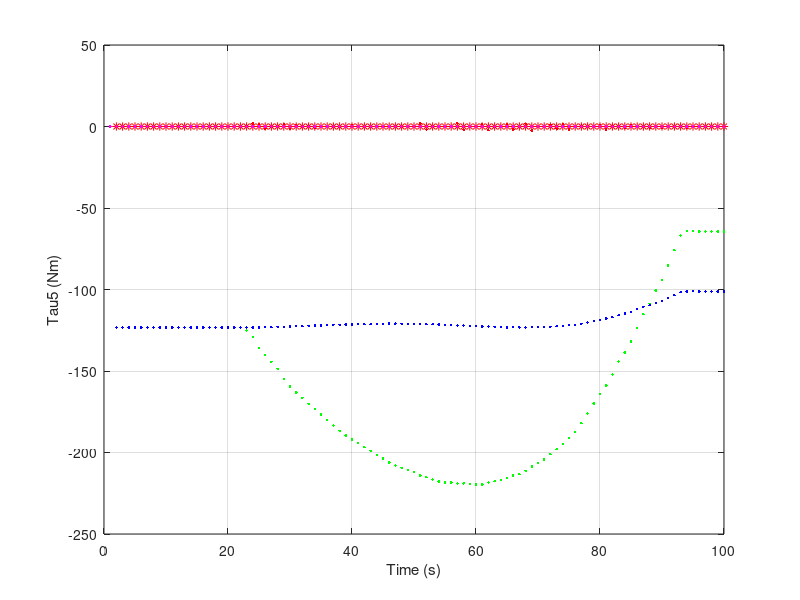

MATLAB code to generate this figure:
%% TAO TAP HOP CAC DIEM QUY DAO MO PHONG
% syms l1 l2 l3 l4 l5 lc1 lc2 lc3 lc4 lc5
% syms t1 t2 t3 t4 t5
% syms Ixx1 Iyy1 Iyy2 Iyy3 Iyy4 Iyy5 Izz5
% syms m1 m2 m3 m4 m5

Ixx1 = 4.61147
Iyy1 = 29.9920
Iyy2 = 8.03322
Iyy3 = 16.04504
Iyy4 = 0.06328
Iyy5 = 0.24861 
Izz5 = 0.14388 

m1 = 27.5 %kg
m2 = 24.0
m3 = 25.0
m4 = 3.0
m5 = 15.0

l1 = 0.690 %m
l2 = 0.440
l3 = 0.500
l4 = 0.0
l5 = 0.230

lc1 = 0.660 %m
lc2 = 0.255
lc3 = 0.143
lc4 = 0.6
lc5 = 0.143

data = csvread('data_robot_tinh_toan.csv', 0, 1); % 'file.csv' là tên tệp CSV, 0 là số dòng bắt đầu (0 nếu không có dòng tiêu đ�?), 1 là số cột (cột thứ 2)

t1_array = data(:, 2)
t2_array = data(:, 3)
t3_array = data(:, 4)
t4_array = data(:, 5)
t5_array = data(:, 6)

t1_d_array = data(:, 8)
t2_d_array = data(:, 9)
t3_d_array = data(:, 10)
t4_d_array = data(:, 11)

t1_dd_array = data(:, 12)
t2_dd_array = data(:, 13)
t3_dd_array = data(:, 14)
t4_dd_array = data(:, 15)

t1 = 0 %rad
t2 = 0
t3 = 0
t4 = - pi / 2
t5 = 0

for i = 1:1:100

     t1 = t1_array(i) * pi / 180 %rad
     t2 = t2_array(i) * pi / 180
     t3 = t3_array(i) * pi / 180
     t4 = t4_array(i) * pi / 180
     t5 = t5_array(i) * pi / 180

     t1_d = t1_d_array(i) * pi / 180;
     t2_d = t2_d_array(i) * pi / 180;
     t3_d = t3_d_array(i) * pi / 180;
     t4_d = t4_d_array(i) * pi / 180;
     t5_d = 0;

     % TAO MA TRAN GIA TOC
     t1_dd = t1_dd_array(i) * pi / 180;
     t2_dd = t2_dd_array(i) * pi / 180;
     t3_dd = t3_dd_array(i) * pi / 180;
     t4_dd = t4_dd_array(i) * pi / 180;
     t5_dd = 0;

     q_dd = [t1_dd ; t2_dd ; t3_dd ; t4_dd ; t5_dd];

     %% RUT GON KET QUA BIEU THUC G
     G1 = 0
     G2 = (49*m4*(l3*cos(t2 + t3) + l2*cos(t2)))/5 + (49*m5*(l3*cos(t2 + t3) + l2*cos(t2)))/5 + (49*m3*(lc3*cos(t2 + t3) + l2*cos(t2)))/5 + (49*lc2*m2*cos(t2))/5
     G3 = (49*l3*m4*cos(t2 + t3))/5 + (49*l3*m5*cos(t2 + t3))/5 + (49*lc3*m3*cos(t2 + t3))/5
     G4 = 0
     G5 = 0

     G = [G1; G2; G3; G4; G5;]

     %% RUT GON KET QUA BIEU THUC D
     D11 = Iyy1 + Izz5 + Iyy2*cos(t2)*cos(t2) + Iyy3*cos(t2 + t3)*cos(t2 + t3) ...
     + m4*cos(t1)*cos(t1)*(cos(t2)*l2 + cos(t2 + t3)*...
     (l3))*(l3*cos(t2 + t3) + l2*cos(t2)) + m5*cos(t1)*cos(t1)*(cos(t2)*...
     (l2) + cos(t2 + t3)*l3)*(l3*cos(t2 + t3) + l2*cos(t2)) + m3*cos...
     (t1)*cos(t1)*(cos(t2)*l2 + cos(t2 + t3)*lc2)*...
     (lc3*cos(t2 + t3) + l2*cos(t2)) + m4*sin(t1)*sin(t1)*(cos(t2)*l2 + ...
     cos(t2 + t3)*l3)*(l3*cos(t2 + t3) + l2*cos(t2)) + m5*sin(t1)...
     *sin(t1)*(cos(t2)*l2 + cos(t2 + t3)*l3)*(l3*cos(t2 + ...
     t3) + l2*cos(t2)) + m3*sin(t1)*sin(t1)*(cos(t2)*l2 + cos(t2 + ...
     t3)*lc2)*(lc3*cos(t2 + t3) + l2*cos(t2)) + lc2*m2*cos(t1)*cos(...
     (t2))*lc2*cos(t1)*cos(t2) + lc2*m2*cos(t2)*sin(t1)*lc2*cos...
     (t2)*sin(t1)

     D12 = Iyy2*sin(t1)*sin(t2)*cos(t1)*cos(t2) - Iyy2*cos(t1)*sin(t2)...
     *cos(t2)*sin(t1) - m4*cos(t1)*sin(t1)*(cos(t2)*l2 + cos(t2 + ...
     t3)*l3)*(l3*sin(t2 + t3) + l2*sin(t2)) + m4*sin(t1)*cos(t1)*(cos...
     (t2)*l2 + cos(t2 + t3)*l3)*(l3*sin(t2 + t3) + l2*sin...
     (t2)) - m5*cos(t1)*sin(t1)*(cos(t2)*l2 + cos(t2 + t3)...
     *l3)*(l3*sin(t2 + t3) + l2*sin(t2)) + m5*sin(t1)*cos(t1)*(cos(t2)...
     *l2 + cos(t2 + t3)*l3)*(l3*sin(t2 + t3) + l2*sin(t2)) - ...
     m3*cos(t1)*sin(t1)*(cos(t2)*l2 + cos(t2 + t3)*...
     (lc3))*(lc3*sin(t2 + t3) + l2*sin(t2)) + m3*sin(t1)*cos(t1)*(cos(t2)*...
     (l2) + cos(t2 + t3)*lc2)*(lc3*sin(t2 + t3) + l2*sin(t2)) - Iyy3*cos...
     (t1)*sin(t2 + t3)*cos(t2 + t3)*sin(t1) + Iyy3*sin(t1)*sin...
     (t2 + t3)*cos(t2 + t3)*cos(t1) - lc2*m2*cos(t1)*cos(t2)*...
     (lc2)*sin(t1)*sin(t2) + lc2*m2*cos(t2)*sin(t1)*lc2*cos(t1)*sin(t2)

     D13 = Iyy3*sin(t1)*sin(t2 + t3)*cos(t2 + t3)*cos(t1) - Iyy3*cos(t1)...
     *sin(t2 + t3)*cos(t2 + t3)*sin(t1) - l3*m4*cos(t1)*sin(t2 + t3)*sin...
     (t1)*(cos(t2)*l2 + cos(t2 + t3)*l3) + l3*m4*sin(...
     (t1))*sin(t2 + t3)*cos(t1)*(cos(t2)*l2 + cos(t2 + t3)*...
     (l3)) - l3*m5*cos(t1)*sin(t2 + t3)*sin(t1)*(cos(t2)*l2 + cos(...
     (t2) + t3)*l3) + l3*m5*sin(t1)*sin(t2 + t3)*cos(t1)*(cos(t2)...
     *l2 + cos(t2 + t3)*l3) - lc3*m3*cos(t1)*sin(t2 + t3)...
     *sin(t1)*(cos(t2)*l2 + cos(t2 + t3)*lc2) + lc3*m3*sin...
     (t1)*sin(t2 + t3)*cos(t1)*(cos(t2)*l2 + cos(t2 + t3)...
     *lc2)

     D14 = 0

     D15 = -Izz5

     D21 = Iyy2*cos(t2)*(cos(t1)*sin(t1)*sin(t2) - sin(t1)*cos(t1)*sin(t2)) + ...
     Iyy3*cos(t2 + t3)*(cos(t1)*sin(t2 + t3)*sin(t1) - sin(t1)*sin...
     (t2 + t3)*cos(t1)) + m4*cos(t1)*sin(t1)*(l3*cos(t2 + t3) + l2*cos(t2))*(sin...
     (t2)*l2 + sin(t2 + t3)*l3) - m4*sin(t1)*cos(t1)*...
     (l3*cos(t2 + t3) + l2*cos(t2))*(sin(t2)*l2 + sin(t2 + t3)...
     *l3) + m5*cos(t1)*sin(t1)*(l3*cos(t2 + t3) + l2*cos(t2))*(sin(t2)...
     *l2 + sin(t2 + t3)*l3) - m5*sin(t1)*cos(t1)*(l3*cos(t2 ...
     + t3) + l2*cos(t2))*(sin(t2)*l2 + sin(t2 + t3)*l3) + ...
     m3*cos(t1)*sin(t1)*(lc3*cos(t2 + t3) + l2*cos(t2))*(sin(t2)*l2 + ...
     sin(t2 + t3)*lc2) - m3*sin(t1)*cos(t1)*(lc3*cos(t2 + t3) + ...
     l2*cos(t2))*(sin(t2)*l2 + sin(t2 + t3)*lc2) + ...
     lc2*m2*cos(t1)*sin(t2)*lc2*cos(t2)*sin(t1) - lc2*m2*sin(t1)...
     *sin(t2)*lc2*cos(t1)*cos(t2)

     D22 = sin(t1)*(Iyy5*(cos(t1)*cos(t5) + sin(t1)*sin(t5))*(cos(...
     (t1))*(cos(t1)*sin(t5) - cos(t5)*sin(t1)) + sin(t1)*(cos(t1)*cos(t5) + sin(t1)...
     *sin(t5))) - Iyy5*(cos(t1)*sin(t5) - cos(t5)*sin(t1))*(cos...
     (t1)*(cos(t1)*cos(t5) + sin(t1)*sin(t5)) - sin(t1)*(cos(t1)*sin(t5) - cos...
     (t5)*sin(t1)))) + cos(t1)*(Iyy3*cos(t1)*(cos(t1)*cos(t1) + sin(t1)...
     *sin(t1)) + Iyy3*sin(t1)*sin(t2 + t3)*(cos(t1)*sin(t2 + t3)...
     *sin(t1) - sin(t1)*sin(t2 + t3)*cos(t1))) + cos(t1)*(Iyy4*cos(t1)*(cos...
     (t1)*cos(t1) + sin(t1)*sin(t1)) + Iyy4*sin(t1)*(cos(t1)*sin...
     (t1) - sin(t1)*cos(t1))) + sin(t1)*(Iyy3*sin(t1)*(cos(t1)*cos(t1) + ...
     sin(t1)*sin(t1)) - Iyy3*cos(t1)*sin(t2 + t3)*(cos(t1)...
     *sin(t2 + t3)*sin(t1) - sin(t1)*sin(t2 + t3)*cos(t1))) - sin(t1)*(Iyy4*cos(...
     (t1))*(cos(t1)*sin(t1) - sin(t1)*cos(t1)) - Iyy4*sin(t1)*(cos(...
     (t1))*cos(t1) + sin(t1)*sin(t1))) + cos(t1)*(Iyy2*cos(t1)*(cos(t1)...
     *cos(t1) + sin(t1)*sin(t1)) + Iyy2*sin(t1)*sin(t2)*(cos(t1)...
     *sin(t1)*sin(t2) - sin(t1)*cos(t1)*sin(t2))) + sin(t1)*(Iyy2*sin(t1)*(cos...
     (t1)*cos(t1) + sin(t1)*sin(t1)) - Iyy2*cos(t1)*sin(t2)*(cos...
     (t1)*sin(t1)*sin(t2) - sin(t1)*cos(t1)*sin(t2))) + cos(t1)*(Iyy5*(cos...
     (t1)*cos(t5) + sin(t1)*sin(t5))*(cos(t1)*(cos(t1)*cos...
     (t5) + sin(t1)*sin(t5)) - sin(t1)*(cos(t1)*sin(t5) - cos(t5)*sin(t1))) + Iyy5*...
     (cos(t1)*sin(t5) - cos(t5)*sin(t1))*(cos(t1)*(cos(t1)...
     *sin(t5) - cos(t5)*sin(t1)) + sin(t1)*(cos(t1)*cos(t5) + sin(t1)*sin(t5)))) + ...
     m4*(cos(t2)*l2 + cos(t2 + t3)*l3)*(l3*cos(t2 + t3) + ...
     l2*cos(t2)) + m5*(cos(t2)*l2 + cos(t2 + t3)*l3)*(l3*cos...
     (t2 + t3) + l2*cos(t2)) + m3*(cos(t2)*l2 + cos(t2 + t3)*...
     (lc3))*(lc3*cos(t2 + t3) + l2*cos(t2)) + m4*cos(t1)*cos(t1)*(sin(t2)*...
     (l2) + sin(t2 + t3)*l3)*(l3*sin(t2 + t3) + l2*sin(t2)) + m5*cos...
     (t1)*cos(t1)*(sin(t2)*l2 + sin(t2 + t3)*l3)*...
     (l3*sin(t2 + t3) + l2*sin(t2)) + m3*cos(t1)*cos(t1)*(sin(t2)*l2 + ...
     sin(t2 + t3)*lc2)*(lc3*sin(t2 + t3) + l2*sin(t2)) + lc2*m2*cos(...
     (t2))*lc2*cos(t2) + m4*sin(t1)*sin(t1)*(sin(t2)*l2 + sin(...
     (t2) + t3)*l3)*(l3*sin(t2 + t3) + l2*sin(t2)) + m5*sin(t1)*sin(t1)*...
     (sin(t2)*l2 + sin(t2 + t3)*l3)*(l3*sin(t2 + t3) + ...
     l2*sin(t2)) + m3*sin(t1)*sin(t1)*(sin(t2)*l2 + sin(t2 + ...
     (t3))*lc2)*(lc3*sin(t2 + t3) + l2*sin(t2)) + lc2*m2*cos(t1)*sin(t2)...
     *lc2*cos(t1)*sin(t2) + lc2*m2*sin(t1)*sin(t2)*lc2*sin(t1)*sin...
     (t2)

     D23 = sin(t1)*(Iyy5*(cos(t1)*cos(t5) + sin(t1)*sin(t5))*(cos(...
     (t1))*(cos(t1)*sin(t5) - cos(t5)*sin(t1)) + sin(t1)*(cos(t1)*cos(t5) + sin(t1)...
     *sin(t5))) - Iyy5*(cos(t1)*sin(t5) - cos(t5)*sin(t1))*(cos...
     (t1)*(cos(t1)*cos(t5) + sin(t1)*sin(t5)) - sin(t1)*(cos(t1)*sin(t5) - cos...
     (t5)*sin(t1)))) + cos(t1)*(Iyy3*cos(t1)*(cos(t1)*cos(t1) + sin(t1)...
     *sin(t1)) + Iyy3*sin(t1)*sin(t2 + t3)*(cos(t1)*sin(t2 + t3)...
     *sin(t1) - sin(t1)*sin(t2 + t3)*cos(t1))) + cos(t1)*(Iyy4*cos(t1)*(cos...
     (t1)*cos(t1) + sin(t1)*sin(t1)) + Iyy4*sin(t1)*(cos(t1)*sin...
     (t1) - sin(t1)*cos(t1))) + sin(t1)*(Iyy3*sin(t1)*(cos(t1)*cos(t1) + ...
     sin(t1)*sin(t1)) - Iyy3*cos(t1)*sin(t2 + t3)*(cos(t1)...
     *sin(t2 + t3)*sin(t1) - sin(t1)*sin(t2 + t3)*cos(t1))) - sin(t1)*(Iyy4*cos(...
     (t1))*(cos(t1)*sin(t1) - sin(t1)*cos(t1)) - Iyy4*sin(t1)*(cos(...
     (t1))*cos(t1) + sin(t1)*sin(t1))) + cos(t1)*(Iyy5*(cos(t1)*cos(t5) ...
     + sin(t1)*sin(t5))*(cos(t1)*(cos(t1)*cos(t5) + sin(t1)*sin(t5)) - ...
     sin(t1)*(cos(t1)*sin(t5) - cos(t5)*sin(t1))) + Iyy5*(cos(t1)*sin(...
     (t5)) - cos(t5)*sin(t1))*(cos(t1)*(cos(t1)*sin(t5) - cos(t5)*sin...
     (t1)) + sin(t1)*(cos(t1)*cos(t5) + sin(t1)*sin(t5)))) + l3*m4*cos(t2 + t3)*(cos...
     (t2)*l2 + cos(t2 + t3)*l3) + l3*m5*cos(t2 + t3)*(cos...
     (t2)*l2 + cos(t2 + t3)*l3) + lc3*m3*cos(t2 + t3)*(cos...
     (t2)*l2 + cos(t2 + t3)*lc2) + l3*m4*cos(t1)*sin...
     (t2 + t3)*cos(t1)*(sin(t2)*l2 + sin(t2 + t3)*l3) + ...
     l3*m5*cos(t1)*sin(t2 + t3)*cos(t1)*(sin(t2)*l2 + sin(t2 + ...
     t3)*l3) + lc3*m3*cos(t1)*sin(t2 + t3)*cos(t1)*(sin(t2)*...
     (l2) + sin(t2 + t3)*lc2) + l3*m4*sin(t1)*sin(t2 + t3)*sin(t1)...
     *(sin(t2)*l2 + sin(t2 + t3)*l3) + l3*m5*sin(t1)...
     *sin(t2 + t3)*sin(t1)*(sin(t2)*l2 + sin(t2 + t3)*l3) + ...
     lc3*m3*sin(t1)*sin(t2 + t3)*sin(t1)*(sin(t2)*l2 + sin(t2 + ...
     t3)*lc2)

     D24 = sin(t1)*(Iyy5*(cos(t1)*cos(t5) + sin(t1)*sin(t5))*(cos(...
     (t1))*(cos(t1)*sin(t5) - cos(t5)*sin(t1)) + sin(t1)*(cos(t1)*cos(t5) + sin(t1)...
     *sin(t5))) - Iyy5*(cos(t1)*sin(t5) - cos(t5)*sin(t1))*(cos...
     (t1)*(cos(t1)*cos(t5) + sin(t1)*sin(t5)) - sin(t1)*(cos(t1)*sin(t5) - cos...
     (t5)*sin(t1)))) + cos(t1)*(Iyy4*cos(t1)*(cos(t1)*cos(t1) + sin(t1)...
     *sin(t1)) + Iyy4*sin(t1)*(cos(t1)*sin(t1) - sin(t1)*cos(t1))) - sin...
     (t1)*(Iyy4*cos(t1)*(cos(t1)*sin(t1) - sin(t1)*cos(t1)) - Iyy4*sin...
     (t1)*(cos(t1)*cos(t1) + sin(t1)*sin(t1))) + cos(t1)*(Iyy5*(cos(...
     (t1))*cos(t5) + sin(t1)*sin(t5))*(cos(t1)*(cos(t1)*cos(t5) + ...
     sin(t1)*sin(t5)) - sin(t1)*(cos(t1)*sin(t5) - cos(t5)*sin(t1))) + Iyy5*(cos...
     (t1)*sin(t5) - cos(t5)*sin(t1))*(cos(t1)*(cos(t1)*sin...
     (t5) - cos(t5)*sin(t1)) + sin(t1)*(cos(t1)*cos(t5) + sin(t1)*sin(t5))))

     D25 = 0

     D31 = Iyy3*cos(t2 + t3)*(cos(t1)*sin(t2 + t3)*sin(t1) - sin(t1)*sin...
     (t2 + t3)*cos(t1)) + m4*cos(t1)*sin(t2 + t3)*l3*sin(t1)*...
     (l3*cos(t2 + t3) + l2*cos(t2)) - m4*sin(t1)*sin(t2 + t3)*l3...
     *cos(t1)*(l3*cos(t2 + t3) + l2*cos(t2)) + m5*cos(t1)*sin(t2 + t3)...
     *l3*sin(t1)*(l3*cos(t2 + t3) + l2*cos(t2)) - m5*sin(t1)*sin(t2 + ...
     t3)*l3*cos(t1)*(l3*cos(t2 + t3) + l2*cos(t2)) + m3*cos(t1)*sin(...
     (t2) + t3)*lc2*sin(t1)*(lc3*cos(t2 + t3) + l2*cos(t2)) - m3*sin(t1)...
     *sin(t2 + t3)*lc2*cos(t1)*(lc3*cos(t2 + t3) + l2*cos(t2))

     D32 = sin(t1)*(Iyy5*(cos(t1)*cos(t5) + sin(t1)*sin(t5))*(cos(...
     (t1))*(cos(t1)*sin(t5) - cos(t5)*sin(t1)) + sin(t1)*(cos(t1)*cos(t5) + sin(t1)...
     *sin(t5))) - Iyy5*(cos(t1)*sin(t5) - cos(t5)*sin(t1))*(cos...
     (t1)*(cos(t1)*cos(t5) + sin(t1)*sin(t5)) - sin(t1)*(cos(t1)*sin(t5) - cos...
     (t5)*sin(t1)))) + cos(t1)*(Iyy3*cos(t1)*(cos(t1)*cos(t1) + sin(t1)...
     *sin(t1)) + Iyy3*sin(t1)*sin(t2 + t3)*(cos(t1)*sin(t2 + t3)...
     *sin(t1) - sin(t1)*sin(t2 + t3)*cos(t1))) + cos(t1)*(Iyy4*cos(t1)*(cos...
     (t1)*cos(t1) + sin(t1)*sin(t1)) + Iyy4*sin(t1)*(cos(t1)*sin...
     (t1) - sin(t1)*cos(t1))) + sin(t1)*(Iyy3*sin(t1)*(cos(t1)*cos(t1) + ...
     sin(t1)*sin(t1)) - Iyy3*cos(t1)*sin(t2 + t3)*(cos(t1)...
     *sin(t2 + t3)*sin(t1) - sin(t1)*sin(t2 + t3)*cos(t1))) - sin(t1)*(Iyy4*cos(...
     (t1))*(cos(t1)*sin(t1) - sin(t1)*cos(t1)) - Iyy4*sin(t1)*(cos(...
     (t1))*cos(t1) + sin(t1)*sin(t1))) + cos(t1)*(Iyy5*(cos(t1)*cos(t5) ...
     + sin(t1)*sin(t5))*(cos(t1)*(cos(t1)*cos(t5) + sin(t1)*sin(t5)) - ...
     sin(t1)*(cos(t1)*sin(t5) - cos(t5)*sin(t1))) + Iyy5*(cos(t1)*sin(...
     (t5)) - cos(t5)*sin(t1))*(cos(t1)*(cos(t1)*sin(t5) - cos(t5)*sin...
     (t1)) + sin(t1)*(cos(t1)*cos(t5) + sin(t1)*sin(t5)))) + m4*cos(t2 + ...
     (t3))*l3*(l3*cos(t2 + t3) + l2*cos(t2)) + m5*cos(t2 + t3)*l3*...
     (l3*cos(t2 + t3) + l2*cos(t2)) + m3*cos(t2 + t3)*lc2*(lc3*cos(t2 + ...
     t3) + l2*cos(t2)) + m4*cos(t1)*sin(t2 + t3)*l3*cos(t1)*...
     (l3*sin(t2 + t3) + l2*sin(t2)) + m5*cos(t1)*sin(t2 + t3)*l3...
     *cos(t1)*(l3*sin(t2 + t3) + l2*sin(t2)) + m3*cos(t1)*sin(t2 + t3)...
     *lc2*cos(t1)*(lc3*sin(t2 + t3) + l2*sin(t2)) + m4*sin(t1)*sin(t2 + ...
     t3)*l3*sin(t1)*(l3*sin(t2 + t3) + l2*sin(t2)) + m5*sin(t1)*sin(...
     (t2) + t3)*l3*sin(t1)*(l3*sin(t2 + t3) + l2*sin(t2)) + m3*sin(t1)...
     *sin(t2 + t3)*lc2*sin(t1)*(lc3*sin(t2 + t3) + l2*sin(t2))

     D33 = sin(t1)*(Iyy5*(cos(t1)*cos(t5) + sin(t1)*sin(t5))*(cos(...
     (t1))*(cos(t1)*sin(t5) - cos(t5)*sin(t1)) + sin(t1)*(cos(t1)*cos(t5) + sin(t1)...
     *sin(t5))) - Iyy5*(cos(t1)*sin(t5) - cos(t5)*sin(t1))*(cos...
     (t1)*(cos(t1)*cos(t5) + sin(t1)*sin(t5)) - sin(t1)*(cos(t1)*sin(t5) - cos...
     (t5)*sin(t1)))) + cos(t1)*(Iyy3*cos(t1)*(cos(t1)*cos(t1) + sin(t1)...
     *sin(t1)) + Iyy3*sin(t1)*sin(t2 + t3)*(cos(t1)*sin(t2 + t3)...
     *sin(t1) - sin(t1)*sin(t2 + t3)*cos(t1))) + cos(t1)*(Iyy4*cos(t1)*(cos...
     (t1)*cos(t1) + sin(t1)*sin(t1)) + Iyy4*sin(t1)*(cos(t1)*sin...
     (t1) - sin(t1)*cos(t1))) + sin(t1)*(Iyy3*sin(t1)*(cos(t1)*cos(t1) + ...
     sin(t1)*sin(t1)) - Iyy3*cos(t1)*sin(t2 + t3)*(cos(t1)...
     *sin(t2 + t3)*sin(t1) - sin(t1)*sin(t2 + t3)*cos(t1))) - sin(t1)*(Iyy4*cos(...
     (t1))*(cos(t1)*sin(t1) - sin(t1)*cos(t1)) - Iyy4*sin(t1)*(cos(...
     (t1))*cos(t1) + sin(t1)*sin(t1))) + cos(t1)*(Iyy5*(cos(t1)*cos(t5) ...
     + sin(t1)*sin(t5))*(cos(t1)*(cos(t1)*cos(t5) + sin(t1)*sin(t5)) - ...
     sin(t1)*(cos(t1)*sin(t5) - cos(t5)*sin(t1))) + Iyy5*(cos(t1)*sin(...
     (t5)) - cos(t5)*sin(t1))*(cos(t1)*(cos(t1)*sin(t5) - cos(t5)*sin...
     (t1)) + sin(t1)*(cos(t1)*cos(t5) + sin(t1)*sin(t5)))) + l3*m4*cos(t2 + ...
     t3)*cos(t2 + t3)*l3 + l3*m5*cos(t2 + t3)*cos(t2 + t3)*...
     (l3) + lc3*m3*cos(t2 + t3)*cos(t2 + t3)*lc2 + l3*m4*cos(t1)...
     *sin(t2 + t3)*sin(t2 + t3)*l3*cos(t1) + l3*m5*cos(t1)*sin...
     (t2 + t3)*sin(t2 + t3)*l3*cos(t1) + lc3*m3*cos(t1)*sin(...
     (t2) + t3)*sin(t2 + t3)*lc2*cos(t1) + l3*m4*sin(t1)*sin(t2 + ...
     t3)*sin(t2 + t3)*l3*sin(t1) + l3*m5*sin(t1)*sin(t2 + ...
     (t3))*sin(t2 + t3)*l3*sin(t1) + lc3*m3*sin(t1)*sin(t2 + t3)...
     *sin(t2 + t3)*lc2*sin(t1)

     D34 = sin(t1)*(Iyy5*(cos(t1)*cos(t5) + sin(t1)*sin(t5))*(cos(...
     (t1))*(cos(t1)*sin(t5) - cos(t5)*sin(t1)) + sin(t1)*(cos(t1)*cos(t5) + sin(t1)...
     *sin(t5))) - Iyy5*(cos(t1)*sin(t5) - cos(t5)*sin(t1))*(cos...
     (t1)*(cos(t1)*cos(t5) + sin(t1)*sin(t5)) - sin(t1)*(cos(t1)*sin(t5) - cos...
     (t5)*sin(t1)))) + cos(t1)*(Iyy4*cos(t1)*(cos(t1)*cos(t1) + sin(t1)...
     *sin(t1)) + Iyy4*sin(t1)*(cos(t1)*sin(t1) - sin(t1)*cos(t1))) - sin...
     (t1)*(Iyy4*cos(t1)*(cos(t1)*sin(t1) - sin(t1)*cos(t1)) - Iyy4*sin...
     (t1)*(cos(t1)*cos(t1) + sin(t1)*sin(t1))) + cos(t1)*(Iyy5*(cos(...
     (t1))*cos(t5) + sin(t1)*sin(t5))*(cos(t1)*(cos(t1)*cos(t5) + ...
     sin(t1)*sin(t5)) - sin(t1)*(cos(t1)*sin(t5) - cos(t5)*sin(t1))) + Iyy5*(cos...
     (t1)*sin(t5) - cos(t5)*sin(t1))*(cos(t1)*(cos(t1)*sin...
     (t5) - cos(t5)*sin(t1)) + sin(t1)*(cos(t1)*cos(t5) + sin(t1)*sin(t5))))

     D35 = 0

     D41 = 0

     D42 = sin(t1)*(Iyy5*(cos(t1)*cos(t5) + sin(t1)*sin(t5))*(cos(...
     (t1))*(cos(t1)*sin(t5) - cos(t5)*sin(t1)) + sin(t1)*(cos(t1)*cos(t5) + sin(t1)...
     *sin(t5))) - Iyy5*(cos(t1)*sin(t5) - cos(t5)*sin(t1))*(cos...
     (t1)*(cos(t1)*cos(t5) + sin(t1)*sin(t5)) - sin(t1)*(cos(t1)*sin(t5) - cos...
     (t5)*sin(t1)))) + cos(t1)*(Iyy4*cos(t1)*(cos(t1)*cos(t1) + sin(t1)...
     *sin(t1)) + Iyy4*sin(t1)*(cos(t1)*sin(t1) - sin(t1)*cos(t1))) - sin...
     (t1)*(Iyy4*cos(t1)*(cos(t1)*sin(t1) - sin(t1)*cos(t1)) - Iyy4*sin...
     (t1)*(cos(t1)*cos(t1) + sin(t1)*sin(t1))) + cos(t1)*(Iyy5*(cos(...
     (t1))*cos(t5) + sin(t1)*sin(t5))*(cos(t1)*(cos(t1)*cos(t5) + ...
     sin(t1)*sin(t5)) - sin(t1)*(cos(t1)*sin(t5) - cos(t5)*sin(t1))) + Iyy5*(cos...
     (t1)*sin(t5) - cos(t5)*sin(t1))*(cos(t1)*(cos(t1)*sin...
     (t5) - cos(t5)*sin(t1)) + sin(t1)*(cos(t1)*cos(t5) + sin(t1)*sin(t5))))

     D43 = sin(t1)*(Iyy5*(cos(t1)*cos(t5) + sin(t1)*sin(t5))*(cos(...
     (t1))*(cos(t1)*sin(t5) - cos(t5)*sin(t1)) + sin(t1)*(cos(t1)*cos(t5) + sin(t1)...
     *sin(t5))) - Iyy5*(cos(t1)*sin(t5) - cos(t5)*sin(t1))*(cos...
     (t1)*(cos(t1)*cos(t5) + sin(t1)*sin(t5)) - sin(t1)*(cos(t1)*sin(t5) - cos...
     (t5)*sin(t1)))) + cos(t1)*(Iyy4*cos(t1)*(cos(t1)*cos(t1) + sin(t1)...
     *sin(t1)) + Iyy4*sin(t1)*(cos(t1)*sin(t1) - sin(t1)*cos(t1))) - sin...
     (t1)*(Iyy4*cos(t1)*(cos(t1)*sin(t1) - sin(t1)*cos(t1)) - Iyy4*sin...
     (t1)*(cos(t1)*cos(t1) + sin(t1)*sin(t1))) + cos(t1)*(Iyy5*(cos(...
     (t1))*cos(t5) + sin(t1)*sin(t5))*(cos(t1)*(cos(t1)*cos(t5) + ...
     sin(t1)*sin(t5)) - sin(t1)*(cos(t1)*sin(t5) - cos(t5)*sin(t1))) + Iyy5*(cos...
     (t1)*sin(t5) - cos(t5)*sin(t1))*(cos(t1)*(cos(t1)*sin...
     (t5) - cos(t5)*sin(t1)) + sin(t1)*(cos(t1)*cos(t5) + sin(t1)*sin(t5))))

     D44 = sin(t1)*(Iyy5*(cos(t1)*cos(t5) + sin(t1)*sin(t5))*(cos(...
     (t1))*(cos(t1)*sin(t5) - cos(t5)*sin(t1)) + sin(t1)*(cos(t1)*cos(t5) + sin(t1)...
     *sin(t5))) - Iyy5*(cos(t1)*sin(t5) - cos(t5)*sin(t1))*(cos...
     (t1)*(cos(t1)*cos(t5) + sin(t1)*sin(t5)) - sin(t1)*(cos(t1)*sin(t5) - cos...
     (t5)*sin(t1)))) + cos(t1)*(Iyy4*cos(t1)*(cos(t1)*cos(t1) + sin(t1)...
     *sin(t1)) + Iyy4*sin(t1)*(cos(t1)*sin(t1) - sin(t1)*cos(t1))) - sin...
     (t1)*(Iyy4*cos(t1)*(cos(t1)*sin(t1) - sin(t1)*cos(t1)) - Iyy4*sin...
     (t1)*(cos(t1)*cos(t1) + sin(t1)*sin(t1))) + cos(t1)*(Iyy5*(cos(...
     (t1))*cos(t5) + sin(t1)*sin(t5))*(cos(t1)*(cos(t1)*cos(t5) + ...
     sin(t1)*sin(t5)) - sin(t1)*(cos(t1)*sin(t5) - cos(t5)*sin(t1))) + Iyy5*(cos...
     (t1)*sin(t5) - cos(t5)*sin(t1))*(cos(t1)*(cos(t1)*sin...
     (t5) - cos(t5)*sin(t1)) + sin(t1)*(cos(t1)*cos(t5) + sin(t1)*sin(t5))))

     D45 = 0

     D51 = -Izz5

     D52 = 0

     D53 = 0

     D54 = 0

     D55 = Izz5

     %% RUT GON KET QUA BIEU THUC V
     V1 = t3_d^2*(Iyy3*cos(t1)*sin(t2 + t3)*sin(t2 + t3)*sin(t1) - Iyy3*sin...
     (t1)*sin(t2 + t3)*sin(t2 + t3)*cos(t1) - Iyy3*cos(t1)*cos...
     (t2 + t3)*cos(t2 + t3)*sin(t1) + Iyy3*sin(t1)*cos(t2 + ...
     (t3))*cos(t2 + t3)*cos(t1) - l3*m4*cos(t1)*cos(t2 + t3)*sin(t1)*(cos(t2)...
     *l2 + cos(t2 + t3)*l3) + l3*m4*sin(t1)*cos(t2 + t3)*cos...
     (t1)*(cos(t2)*l2 + cos(t2 + t3)*l3) - l3*m5*cos(...
     (t1))*cos(t2 + t3)*sin(t1)*(cos(t2)*l2 + cos(t2 + t3)*...
     (l3)) + l3*m5*sin(t1)*cos(t2 + t3)*cos(t1)*(cos(t2)*l2 + cos(...
     (t2) + t3)*l3) - lc3*m3*cos(t1)*cos(t2 + t3)*sin(t1)*(cos(t2)...
     *l2 + cos(t2 + t3)*lc2) + lc3*m3*sin(t1)*cos(t2 + t3)...
     *cos(t1)*(cos(t2)*l2 + cos(t2 + t3)*lc2) + l3*m4*cos...
     (t1)*sin(t2 + t3)*sin(t2 + t3)*l3*sin(t1) - l3*m4*sin(...
     (t1))*sin(t2 + t3)*sin(t2 + t3)*l3*cos(t1) + l3*m5*cos(t1)...
     *sin(t2 + t3)*sin(t2 + t3)*l3*sin(t1) - l3*m5*sin(t1)*sin...
     (t2 + t3)*sin(t2 + t3)*l3*cos(t1) + lc3*m3*cos(t1)*sin(...
     (t2) + t3)*sin(t2 + t3)*lc2*sin(t1) - lc3*m3*sin(t1)*sin(t2 + ...
     t3)*sin(t2 + t3)*lc2*cos(t1)) + t2_d^2*(Iyy3*cos(t1)*sin(t2 + ...
     t3)*sin(t2 + t3)*sin(t1) - Iyy3*sin(t1)*sin(t2 + t3)*sin(t2 + ...
     t3)*cos(t1) + m4*cos(t1)*sin(t1)*(sin(t2)*l2 + sin(t2 + ...
     (t3))*l3)*(l3*sin(t2 + t3) + l2*sin(t2)) - m4*sin(t1)*cos(t1)*(sin(...
     (t2))*l2 + sin(t2 + t3)*l3)*(l3*sin(t2 + t3) + l2*sin(t2)) + ...
     m5*cos(t1)*sin(t1)*(sin(t2)*l2 + sin(t2 + t3)*l3)...
     *(l3*sin(t2 + t3) + l2*sin(t2)) - m5*sin(t1)*cos(t1)*(sin(t2)*l2 + ...
     sin(t2 + t3)*l3)*(l3*sin(t2 + t3) + l2*sin(t2)) + m3*cos(t1)...
     *sin(t1)*(sin(t2)*l2 + sin(t2 + t3)*lc2)*(lc3*sin(t2 + ...
     t3) + l2*sin(t2)) - m3*sin(t1)*cos(t1)*(sin(t2)*l2 + sin(t2 + ...
     t3)*lc2)*(lc3*sin(t2 + t3) + l2*sin(t2)) - m4*cos(t1)*sin(t1)*(cos...
     (t2)*l2 + cos(t2 + t3)*l3)*(l3*cos(t2 + t3) + l2*cos...
     (t2)) + m4*sin(t1)*cos(t1)*(cos(t2)*l2 + cos(t2 + t3)...
     *l3)*(l3*cos(t2 + t3) + l2*cos(t2)) - m5*cos(t1)*sin(t1)*(cos(t2)...
     *l2 + cos(t2 + t3)*l3)*(l3*cos(t2 + t3) + l2*cos(t2)) + ...
     m5*sin(t1)*cos(t1)*(cos(t2)*l2 + cos(t2 + t3)*l3)...
     *(l3*cos(t2 + t3) + l2*cos(t2)) - m3*cos(t1)*sin(t1)*(cos(t2)*l2 + ...
     cos(t2 + t3)*lc2)*(lc3*cos(t2 + t3) + l2*cos(t2)) + m3*sin(...
     (t1))*cos(t1)*(cos(t2)*l2 + cos(t2 + t3)*lc2)*(lc3*cos...
     (t2 + t3) + l2*cos(t2)) - Iyy2*cos(t1)*cos(t2)*cos(t2)*sin(t1) + Iyy2*cos...
     (t2)*sin(t1)*cos(t1)*cos(t2) - Iyy3*cos(t1)*cos(t2 + ...
     (t3))*cos(t2 + t3)*sin(t1) + Iyy3*sin(t1)*cos(t2 + t3)*cos(t2 + t3)...
     *cos(t1) + Iyy2*cos(t1)*sin(t2)*sin(t1)*sin(t2) - Iyy2*sin(t1)*sin...
     (t2)*cos(t1)*sin(t2) - lc2*m2*cos(t1)*cos(t2)*lc2*cos(t2)*sin...
     (t1) + lc2*m2*cos(t2)*sin(t1)*lc2*cos(t1)*cos(t2) + lc2*m2*cos(...
     (t1))*sin(t2)*lc2*sin(t1)*sin(t2) - lc2*m2*sin(t1)*sin(t2)...
     *lc2*cos(t1)*sin(t2)) + t2_d*t3_d*(Iyy3*cos(t1)*sin(t2 + t3)...
     *sin(t2 + t3)*sin(t1) - Iyy3*sin(t1)*sin(t2 + t3)*sin(t2 + t3)*cos...
     (t1) - Iyy3*cos(t1)*cos(t2 + t3)*cos(t2 + t3)*sin(t1) + Iyy3*sin...
     (t1)*cos(t2 + t3)*cos(t2 + t3)*cos(t1) - l3*m4*cos(t1)*cos(t2 ...
     + t3)*sin(t1)*(cos(t2)*l2 + cos(t2 + t3)*l3) + ...
     l3*m4*sin(t1)*cos(t2 + t3)*cos(t1)*(cos(t2)*l2 + cos(t2 + ...
     t3)*l3) - l3*m5*cos(t1)*cos(t2 + t3)*sin(t1)*(cos(t2)*...
     (l2) + cos(t2 + t3)*l3) + l3*m5*sin(t1)*cos(t2 + t3)*cos(t1)*...
     (cos(t2)*l2 + cos(t2 + t3)*l3) - lc3*m3*cos(t1)...
     *cos(t2 + t3)*sin(t1)*(cos(t2)*l2 + cos(t2 + t3)*lc2) + ...
     lc3*m3*sin(t1)*cos(t2 + t3)*cos(t1)*(cos(t2)*l2 + cos(t2 + ...
     t3)*lc2) + m4*cos(t1)*sin(t2 + t3)*l3*sin(t1)*...
     (l3*sin(t2 + t3) + l2*sin(t2)) - m4*sin(t1)*sin(t2 + t3)*l3...
     *cos(t1)*(l3*sin(t2 + t3) + l2*sin(t2)) + m5*cos(t1)*sin(t2 + t3)...
     *l3*sin(t1)*(l3*sin(t2 + t3) + l2*sin(t2)) - m5*sin(t1)*sin(t2 + ...
     t3)*l3*cos(t1)*(l3*sin(t2 + t3) + l2*sin(t2)) + m3*cos(t1)*sin(...
     (t2) + t3)*lc2*sin(t1)*(lc3*sin(t2 + t3) + l2*sin(t2)) - m3*sin(t1)...
     *sin(t2 + t3)*lc2*cos(t1)*(lc3*sin(t2 + t3) + l2*sin(t2))) - ...
     t1_d*t2_d*(Iyy2*cos(t2)*sin(t2) + Iyy2*sin(t2)*cos(t2) + Iyy3*cos(...
     (t2) + t3)*sin(t2 + t3) + Iyy3*sin(t2 + t3)*cos(t2 + t3) + m4*sin...
     (t1)*sin(t1)*(cos(t2)*l2 + cos(t2 + t3)*l3)*...
     (l3*sin(t2 + t3) + l2*sin(t2)) + m4*sin(t1)*sin(t1)*(l3*cos(t2 + t3) + l2*cos...
     (t2))*(sin(t2)*l2 + sin(t2 + t3)*l3) + m5*sin(t1)...
     *sin(t1)*(cos(t2)*l2 + cos(t2 + t3)*l3)*(l3*sin(t2 + ...
     t3) + l2*sin(t2)) + m5*sin(t1)*sin(t1)*(l3*cos(t2 + t3) + l2*cos(t2))*(sin(...
     (t2))*l2 + sin(t2 + t3)*l3) + m3*sin(t1)*sin(t1)*(cos...
     (t2)*l2 + cos(t2 + t3)*lc2)*(lc3*sin(t2 + t3) + l2*sin...
     (t2)) + m3*sin(t1)*sin(t1)*(lc3*cos(t2 + t3) + l2*cos(t2))*(sin(t2)*...
     (l2) + sin(t2 + t3)*lc2) + m4*cos(t1)*cos(t1)*(cos(t2)...
     *l2 + cos(t2 + t3)*l3)*(l3*sin(t2 + t3) + l2*sin(t2)) + ...
     m4*cos(t1)*cos(t1)*(l3*cos(t2 + t3) + l2*cos(t2))*(sin(t2)*l2 + sin...
     (t2 + t3)*l3) + m5*cos(t1)*cos(t1)*(cos(t2)*l2 + ...
     cos(t2 + t3)*l3)*(l3*sin(t2 + t3) + l2*sin(t2)) + m5*cos(t1)...
     *cos(t1)*(l3*cos(t2 + t3) + l2*cos(t2))*(sin(t2)*l2 + sin(t2 + ...
     (t3))*l3) + m3*cos(t1)*cos(t1)*(cos(t2)*l2 + cos(t2 + ...
     t3)*lc2)*(lc3*sin(t2 + t3) + l2*sin(t2)) + m3*cos(t1)*cos(t1)*...
     (lc3*cos(t2 + t3) + l2*cos(t2))*(sin(t2)*l2 + sin(t2 + t3)...
     *lc2) + lc2*m2*cos(t1)*cos(t2)*lc2*cos(t1)*sin(t2) + ...
     lc2*m2*cos(t1)*sin(t2)*lc2*cos(t1)*cos(t2) + lc2*m2*cos(t2)...
     *sin(t1)*lc2*sin(t1)*sin(t2) + lc2*m2*sin(t1)*sin(t2)*...
     (lc2)*cos(t2)*sin(t1)) - t1_d*t3_d*(Iyy3*cos(t2 + t3)*sin(t2 + t3) + ...
     Iyy3*sin(t2 + t3)*cos(t2 + t3) + l3*m4*cos(t1)*sin(t2 + t3)*cos(t1)...
     *(cos(t2)*l2 + cos(t2 + t3)*l3) + l3*m5*cos(t1)...
     *sin(t2 + t3)*cos(t1)*(cos(t2)*l2 + cos(t2 + t3)*l3) + ...
     lc3*m3*cos(t1)*sin(t2 + t3)*cos(t1)*(cos(t2)*l2 + cos(t2 + ...
     t3)*lc2) + l3*m4*sin(t1)*sin(t2 + t3)*sin(t1)*(cos(t2)*...
     (l2) + cos(t2 + t3)*l3) + l3*m5*sin(t1)*sin(t2 + t3)*sin(t1)*...
     (cos(t2)*l2 + cos(t2 + t3)*l3) + lc3*m3*sin(t1)...
     *sin(t2 + t3)*sin(t1)*(cos(t2)*l2 + cos(t2 + t3)*lc2) + ...
     m4*cos(t1)*sin(t2 + t3)*l3*cos(t1)*(l3*cos(t2 + t3) + l2*cos...
     (t2)) + m5*cos(t1)*sin(t2 + t3)*l3*cos(t1)*(l3*cos(t2 + t3) + ...
     l2*cos(t2)) + m3*cos(t1)*sin(t2 + t3)*lc2*cos(t1)*(lc3*cos(t2 ...
     + t3) + l2*cos(t2)) + m4*sin(t1)*sin(t2 + t3)*l3*sin(t1)*...
     (l3*cos(t2 + t3) + l2*cos(t2)) + m5*sin(t1)*sin(t2 + t3)*l3...
     *sin(t1)*(l3*cos(t2 + t3) + l2*cos(t2)) + m3*sin(t1)*sin(t2 + t3)...
     *lc2*sin(t1)*(lc3*cos(t2 + t3) + l2*cos(t2))) + t2_d*t3_d*(Iyy3*cos(t1)...
     *sin(t2 + t3)*sin(t2 + t3)*sin(t1) - Iyy3*sin(t1)*sin(t2 + ...
     t3)*sin(t2 + t3)*cos(t1) - Iyy3*cos(t1)*cos(t2 + t3)*cos(t2 + ...
     t3)*sin(t1) + Iyy3*sin(t1)*cos(t2 + t3)*cos(t2 + t3)*cos(t1) - ...
     l3*m4*cos(t1)*cos(t2 + t3)*sin(t1)*(cos(t2)*l2 + cos(t2 + ...
     t3)*l3) + l3*m4*sin(t1)*cos(t2 + t3)*cos(t1)*(cos(t2)*...
     (l2) + cos(t2 + t3)*l3) - l3*m5*cos(t1)*cos(t2 + t3)*sin(t1)*...
     (cos(t2)*l2 + cos(t2 + t3)*l3) + l3*m5*sin(t1)...
     *cos(t2 + t3)*cos(t1)*(cos(t2)*l2 + cos(t2 + t3)*l3) - ...
     lc3*m3*cos(t1)*cos(t2 + t3)*sin(t1)*(cos(t2)*l2 + cos(t2 + ...
     t3)*lc2) + lc3*m3*sin(t1)*cos(t2 + t3)*cos(t1)*(cos(t2)*...
     (l2) + cos(t2 + t3)*lc2) + l3*m4*cos(t1)*sin(t2 + t3)*sin(t1)...
     *(sin(t2)*l2 + sin(t2 + t3)*l3) - l3*m4*sin(t1)...
     *sin(t2 + t3)*cos(t1)*(sin(t2)*l2 + sin(t2 + t3)*l3) + ...
     l3*m5*cos(t1)*sin(t2 + t3)*sin(t1)*(sin(t2)*l2 + sin(t2 + ...
     t3)*l3) - l3*m5*sin(t1)*sin(t2 + t3)*cos(t1)*(sin(t2)*...
     (l2) + sin(t2 + t3)*l3) + lc3*m3*cos(t1)*sin(t2 + t3)*sin(t1)...
     *(sin(t2)*l2 + sin(t2 + t3)*lc2) - lc3*m3*sin(t1)...
     *sin(t2 + t3)*cos(t1)*(sin(t2)*l2 + sin(t2 + t3)*lc2))

     V2 = t3_d^2*((cos(t1)*(Iyy3*sin(t1)*sin(t2 + t3)*(cos(t1)*cos(t2 + ...
     t3)*sin(t1) - sin(t1)*cos(t2 + t3)*cos(t1)) + Iyy3*sin(t1)*cos(t2 + ...
     t3)*(cos(t1)*sin(t2 + t3)*sin(t1) - sin(t1)*sin(t2 + t3)*cos(t1))))...
     /2 - (sin(t1)*(Iyy3*cos(t1)*sin(t2 + t3)*(cos(t1)*cos(t2 + ...
     t3)*sin(t1) - sin(t1)*cos(t2 + t3)*cos(t1)) + Iyy3*cos(t1)*cos(t2 + ...
     t3)*(cos(t1)*sin(t2 + t3)*sin(t1) - sin(t1)*sin(t2 + t3)*cos(t1))))...
     /2 - l3*m4*sin(t2 + t3)*(cos(t2)*l2 + cos(t2 + t3)*l3) ...
     - l3*m5*sin(t2 + t3)*(cos(t2)*l2 + cos(t2 + t3)*l3) - ...
     lc3*m3*sin(t2 + t3)*(cos(t2)*l2 + cos(t2 + t3)*lc2) + ...
     (l3*m4*cos(t2 + t3)*sin(t2 + t3)*l3)/2 - (l3*m4*sin(t2 + ...
     (t3))*cos(t2 + t3)*l3)/2 + (l3*m5*cos(t2 + t3)*sin(t2 + t3)*...
     (l3))/2 - (l3*m5*sin(t2 + t3)*cos(t2 + t3)*l3)/2 + (lc3*m3*cos(...
     (t2) + t3)*sin(t2 + t3)*lc2)/2 - (lc3*m3*sin(t2 + t3)*cos(t2 ...
     + t3)*lc2)/2 + l3*m4*cos(t1)*cos(t2 + t3)*cos(t1)*(sin(t2)*l2 ...
     + sin(t2 + t3)*l3) + l3*m5*cos(t1)*cos(t2 + t3)*cos(t1)*(sin...
     (t2)*l2 + sin(t2 + t3)*l3) + lc3*m3*cos(t1)*cos...
     (t2 + t3)*cos(t1)*(sin(t2)*l2 + sin(t2 + t3)*lc2) + ...
     l3*m4*sin(t1)*cos(t2 + t3)*sin(t1)*(sin(t2)*l2 + sin(t2 + ...
     t3)*l3) + l3*m5*sin(t1)*cos(t2 + t3)*sin(t1)*(sin(t2)*...
     (l2) + sin(t2 + t3)*l3) + lc3*m3*sin(t1)*cos(t2 + t3)*sin(t1)...
     *(sin(t2)*l2 + sin(t2 + t3)*lc2) + (l3*m4*cos(t1)...
     *cos(t2 + t3)*sin(t2 + t3)*l3*cos(t1))/2 - (l3*m4*cos(t1)*sin...
     (t2 + t3)*cos(t2 + t3)*l3*cos(t1))/2 + (l3*m5*cos(t1)*cos...
     (t2 + t3)*sin(t2 + t3)*l3*cos(t1))/2 - (l3*m5*cos(t1)*sin...
     (t2 + t3)*cos(t2 + t3)*l3*cos(t1))/2 + (lc3*m3*cos(t1)*cos...
     (t2 + t3)*sin(t2 + t3)*lc2*cos(t1))/2 - (lc3*m3*cos(t1)*sin...
     (t2 + t3)*cos(t2 + t3)*lc2*cos(t1))/2 + (l3*m4*sin(t1)*cos...
     (t2 + t3)*sin(t2 + t3)*l3*sin(t1))/2 - (l3*m4*sin(t1)*sin...
     (t2 + t3)*cos(t2 + t3)*l3*sin(t1))/2 + (l3*m5*sin(t1)*cos...
     (t2 + t3)*sin(t2 + t3)*l3*sin(t1))/2 - (l3*m5*sin(t1)*sin...
     (t2 + t3)*cos(t2 + t3)*l3*sin(t1))/2 + (lc3*m3*sin(t1)*cos...
     (t2 + t3)*sin(t2 + t3)*lc2*sin(t1))/2 - (lc3*m3*sin(t1)*sin...
     (t2 + t3)*cos(t2 + t3)*lc2*sin(t1))/2) + t1_d^2*((Iyy2*cos(...
     (t2))*sin(t2))/2 + (Iyy2*sin(t2)*cos(t2))/2 + (Iyy3*cos(t2 + t3)...
     *sin(t2 + t3))/2 + (Iyy3*sin(t2 + t3)*cos(t2 + t3))/2 + (m4*sin(t1)...
     *sin(t1)*(cos(t2)*l2 + cos(t2 + t3)*l3)*(l3*sin(t2 + ...
     t3) + l2*sin(t2)))/2 + (m4*sin(t1)*sin(t1)*(l3*cos(t2 + t3) + l2*cos(t2))*(sin...
     (t2)*l2 + sin(t2 + t3)*l3))/2 + (m5*sin(t1)*sin...
     (t1)*(cos(t2)*l2 + cos(t2 + t3)*l3)*(l3*sin(t2 + t3) + ...
     l2*sin(t2)))/2 + (m5*sin(t1)*sin(t1)*(l3*cos(t2 + t3) + l2*cos(t2))*(sin(...
     (t2))*l2 + sin(t2 + t3)*l3))/2 + (m3*sin(t1)*sin(t1)*...
     (cos(t2)*l2 + cos(t2 + t3)*lc2)*(lc3*sin(t2 + t3) + ...
     l2*sin(t2)))/2 + (m3*sin(t1)*sin(t1)*(lc3*cos(t2 + t3) + l2*cos(t2))*(sin(...
     (t2))*l2 + sin(t2 + t3)*lc2))/2 + (m4*cos(t1)*cos(t1)*...
     (cos(t2)*l2 + cos(t2 + t3)*l3)*(l3*sin(t2 + t3) + ...
     l2*sin(t2)))/2 + (m4*cos(t1)*cos(t1)*(l3*cos(t2 + t3) + l2*cos(t2))*(sin(...
     (t2))*l2 + sin(t2 + t3)*l3))/2 + (m5*cos(t1)*cos(t1)*...
     (cos(t2)*l2 + cos(t2 + t3)*l3)*(l3*sin(t2 + t3) + ...
     l2*sin(t2)))/2 + (m5*cos(t1)*cos(t1)*(l3*cos(t2 + t3) + l2*cos(t2))*(sin(...
     (t2))*l2 + sin(t2 + t3)*l3))/2 + (m3*cos(t1)*cos(t1)*...
     (cos(t2)*l2 + cos(t2 + t3)*lc2)*(lc3*sin(t2 + t3) + ...
     l2*sin(t2)))/2 + (m3*cos(t1)*cos(t1)*(lc3*cos(t2 + t3) + l2*cos(t2))*(sin(...
     (t2))*l2 + sin(t2 + t3)*lc2))/2 + (lc2*m2*cos(t1)*cos...
     (t2)*lc2*cos(t1)*sin(t2))/2 + (lc2*m2*cos(t1)*sin(t2)*...
     (lc2)*cos(t1)*cos(t2))/2 + (lc2*m2*cos(t2)*sin(t1)*lc2*sin(t1)*sin...
     (t2))/2 + (lc2*m2*sin(t1)*sin(t2)*lc2*cos(t2)*sin(t1))/2) + t2_d^2*...
     ((cos(t1)*(Iyy3*sin(t1)*sin(t2 + t3)*(cos(t1)*cos(t2 + t3)...
     *sin(t1) - sin(t1)*cos(t2 + t3)*cos(t1)) + Iyy3*sin(t1)*cos(t2 + ...
     t3)*(cos(t1)*sin(t2 + t3)*sin(t1) - sin(t1)*sin(t2 + t3)*cos(t1))))...
     /2 - (sin(t1)*(Iyy2*cos(t1)*sin(t2)*(cos(t1)*cos(t2)*sin(t1) - sin...
     (t1)*cos(t1)*cos(t2)) + Iyy2*cos(t1)*cos(t2)*(cos(t1)*sin(t1)...
     *sin(t2) - sin(t1)*cos(t1)*sin(t2))))/2 + (cos(t1)*(Iyy2*sin(t1)*sin(...
     (t2))*(cos(t1)*cos(t2)*sin(t1) - sin(t1)*cos(t1)*cos(t2)) + Iyy2*cos(...
     (t2))*sin(t1)*(cos(t1)*sin(t1)*sin(t2) - sin(t1)*cos(t1)*sin(t2))))...
     /2 - (sin(t1)*(Iyy3*cos(t1)*sin(t2 + t3)*(cos(t1)*cos(t2 + ...
     t3)*sin(t1) - sin(t1)*cos(t2 + t3)*cos(t1)) + Iyy3*cos(t1)*cos(t2 + ...
     t3)*(cos(t1)*sin(t2 + t3)*sin(t1) - sin(t1)*sin(t2 + t3)*cos(t1))))...
     /2 - (m4*(cos(t2)*l2 + cos(t2 + t3)*l3)*(l3*sin(t2 + ...
     t3) + l2*sin(t2)))/2 - (m4*(l3*cos(t2 + t3) + l2*cos(t2))*(sin(t2)*l2 + ...
     sin(t2 + t3)*l3))/2 - (m5*(cos(t2)*l2 + cos(t2 + ...
     t3)*l3)*(l3*sin(t2 + t3) + l2*sin(t2)))/2 - (m5*(l3*cos(t2 + t3) + l2*cos...
     (t2))*(sin(t2)*l2 + sin(t2 + t3)*l3))/2 - (m3*(cos(...
     (t2))*l2 + cos(t2 + t3)*lc2)*(lc3*sin(t2 + t3) + l2*sin(t2)))...
     /2 - (m3*(lc3*cos(t2 + t3) + l2*cos(t2))*(sin(t2)*l2 + sin(t2 + ...
     t3)*lc2))/2 + (m4*sin(t1)*sin(t1)*(cos(t2)*l2 + cos...
     (t2 + t3)*l3)*(l3*sin(t2 + t3) + l2*sin(t2)))/2 + (m4*sin(t1)...
     *sin(t1)*(l3*cos(t2 + t3) + l2*cos(t2))*(sin(t2)*l2 + sin(t2 + ...
     (t3))*l3))/2 + (m5*sin(t1)*sin(t1)*(cos(t2)*l2 + cos(t2 ...
     + t3)*l3)*(l3*sin(t2 + t3) + l2*sin(t2)))/2 + (m5*sin(t1)*sin(t1)*...
     (l3*cos(t2 + t3) + l2*cos(t2))*(sin(t2)*l2 + sin(t2 + t3)...
     *l3))/2 + (m3*sin(t1)*sin(t1)*(cos(t2)*l2 + cos(t2 + ...
     t3)*lc2)*(lc3*sin(t2 + t3) + l2*sin(t2)))/2 + (m3*sin(t1)*sin(t1)*...
     (lc3*cos(t2 + t3) + l2*cos(t2))*(sin(t2)*l2 + sin(t2 + t3)...
     *lc2))/2 - (lc2*m2*cos(t2)*lc2*sin(t2))/2 - (lc2*m2*sin(t2)...
     *lc2*cos(t2))/2 + (m4*cos(t1)*cos(t1)*(cos(t2)*l2 + cos(...
     (t2) + t3)*l3)*(l3*sin(t2 + t3) + l2*sin(t2)))/2 + (m4*cos(t1)*cos...
     (t1)*(l3*cos(t2 + t3) + l2*cos(t2))*(sin(t2)*l2 + sin(t2 + ...
     (t3))*l3))/2 + (m5*cos(t1)*cos(t1)*(cos(t2)*l2 + cos(t2 ...
     + t3)*l3)*(l3*sin(t2 + t3) + l2*sin(t2)))/2 + (m5*cos(t1)*cos(t1)*...
     (l3*cos(t2 + t3) + l2*cos(t2))*(sin(t2)*l2 + sin(t2 + t3)...
     *l3))/2 + (m3*cos(t1)*cos(t1)*(cos(t2)*l2 + cos(t2 + ...
     t3)*lc2)*(lc3*sin(t2 + t3) + l2*sin(t2)))/2 + (m3*cos(t1)*cos(t1)*...
     (lc3*cos(t2 + t3) + l2*cos(t2))*(sin(t2)*l2 + sin(t2 + t3)...
     *lc2))/2 + (lc2*m2*cos(t1)*cos(t2)*lc2*cos(t1)*sin(t2))/2 + ...
     (lc2*m2*cos(t1)*sin(t2)*lc2*cos(t1)*cos(t2))/2 + (lc2*m2*cos(...
     (t2))*sin(t1)*lc2*sin(t1)*sin(t2))/2 + (lc2*m2*sin(t1)*sin(...
     (t2))*lc2*cos(t2)*sin(t1))/2) - t1_d*t2_d*((Iyy3*sin(t2 + t3)*(cos...
     (t1)*sin(t2 + t3)*sin(t1) - sin(t1)*sin(t2 + t3)*cos(t1)))/2 + (Iyy2*sin...
     (t2)*(cos(t1)*sin(t1)*sin(t2) - sin(t1)*cos(t1)*sin(t2)))/2 - ...
     (Iyy3*cos(t2 + t3)*(cos(t1)*cos(t2 + t3)*sin(t1) - sin(t1)...
     *cos(t2 + t3)*cos(t1)))/2 - (Iyy2*cos(t2)*(cos(t1)*cos(t2)*sin(t1) - sin...
     (t1)*cos(t1)*cos(t2)))/2 + (m4*cos(t1)*sin(t1)*(sin(t2)*l2 + ...
     sin(t2 + t3)*l3)*(l3*sin(t2 + t3) + l2*sin(t2)))/2 - (m4*sin(...
     (t1))*cos(t1)*(sin(t2)*l2 + sin(t2 + t3)*l3)*(l3*sin(t2 ...
     + t3) + l2*sin(t2)))/2 + (m5*cos(t1)*sin(t1)*(sin(t2)*l2 + sin(...
     (t2) + t3)*l3)*(l3*sin(t2 + t3) + l2*sin(t2)))/2 - (m5*sin(t1)*cos...
     (t1)*(sin(t2)*l2 + sin(t2 + t3)*l3)*(l3*sin(t2 + t3) + ...
     l2*sin(t2)))/2 + (m3*cos(t1)*sin(t1)*(sin(t2)*l2 + sin(t2 + ...
     t3)*lc2)*(lc3*sin(t2 + t3) + l2*sin(t2)))/2 - (m3*sin(t1)*cos(t1)*...
     (sin(t2)*l2 + sin(t2 + t3)*lc2)*(lc3*sin(t2 + t3) + ...
     l2*sin(t2)))/2 - (m4*cos(t1)*sin(t1)*(cos(t2)*l2 + cos(t2 + ...
     t3)*l3)*(l3*cos(t2 + t3) + l2*cos(t2)))/2 + (m4*sin(t1)*cos(t1)*...
     (cos(t2)*l2 + cos(t2 + t3)*l3)*(l3*cos(t2 + t3) + ...
     l2*cos(t2)))/2 - (m5*cos(t1)*sin(t1)*(cos(t2)*l2 + cos(t2 + ...
     t3)*l3)*(l3*cos(t2 + t3) + l2*cos(t2)))/2 + (m5*sin(t1)*cos(t1)*...
     (cos(t2)*l2 + cos(t2 + t3)*l3)*(l3*cos(t2 + t3) + ...
     l2*cos(t2)))/2 - (m3*cos(t1)*sin(t1)*(cos(t2)*l2 + cos(t2 + ...
     t3)*lc2)*(lc3*cos(t2 + t3) + l2*cos(t2)))/2 + (m3*sin(t1)*cos(t1)*...
     (cos(t2)*l2 + cos(t2 + t3)*lc2)*(lc3*cos(t2 + t3) + ...
     l2*cos(t2)))/2 - (lc2*m2*cos(t1)*cos(t2)*lc2*cos(t2)*sin(t1))/2 + ...
     (lc2*m2*cos(t2)*sin(t1)*lc2*cos(t1)*cos(t2))/2 + (lc2*m2*cos(...
     (t1))*sin(t2)*lc2*sin(t1)*sin(t2))/2 - (lc2*m2*sin(t1)*sin(...
     (t2))*lc2*cos(t1)*sin(t2))/2) - t1_d*t3_d*((Iyy3*sin(t2 + t3)*(cos...
     (t1)*sin(t2 + t3)*sin(t1) - sin(t1)*sin(t2 + t3)*cos(t1)))/2 - (Iyy3*cos...
     (t2 + t3)*(cos(t1)*cos(t2 + t3)*sin(t1) - sin(t1)*cos(t2 + ...
     t3)*cos(t1)))/2 + l3*m4*cos(t1)*sin(t2 + t3)*sin(t1)*(sin(t2)*l2 + ...
     sin(t2 + t3)*l3) - l3*m4*sin(t1)*sin(t2 + t3)*cos(t1)*(sin...
     (t2)*l2 + sin(t2 + t3)*l3) + l3*m5*cos(t1)*sin(t2 ...
     + t3)*sin(t1)*(sin(t2)*l2 + sin(t2 + t3)*l3) - ...
     l3*m5*sin(t1)*sin(t2 + t3)*cos(t1)*(sin(t2)*l2 + sin(t2 + ...
     t3)*l3) + lc3*m3*cos(t1)*sin(t2 + t3)*sin(t1)*(sin(t2)*...
     (l2) + sin(t2 + t3)*lc2) - lc3*m3*sin(t1)*sin(t2 + t3)*cos...
     (t1)*(sin(t2)*l2 + sin(t2 + t3)*lc2) - (m4*cos(...
     (t1))*cos(t2 + t3)*l3*sin(t1)*(l3*cos(t2 + t3) + l2*cos(t2)))/2 + ...
     (m4*sin(t1)*cos(t2 + t3)*l3*cos(t1)*(l3*cos(t2 + t3) + l2*cos...
     (t2)))/2 - (m5*cos(t1)*cos(t2 + t3)*l3*sin(t1)*(l3*cos(t2 + ...
     t3) + l2*cos(t2)))/2 + (m5*sin(t1)*cos(t2 + t3)*l3*cos(t1)*...
     (l3*cos(t2 + t3) + l2*cos(t2)))/2 - (m3*cos(t1)*cos(t2 + t3)*...
     (lc3)*sin(t1)*(lc3*cos(t2 + t3) + l2*cos(t2)))/2 + (m3*sin(t1)*cos(t2 + ...
     t3)*lc2*cos(t1)*(lc3*cos(t2 + t3) + l2*cos(t2)))/2 - (m4*cos(t1)...
     *sin(t2 + t3)*l3*sin(t1)*(l3*sin(t2 + t3) + l2*sin(t2)))/2 + ...
     (m4*sin(t1)*sin(t2 + t3)*l3*cos(t1)*(l3*sin(t2 + t3) + l2*sin...
     (t2)))/2 - (m5*cos(t1)*sin(t2 + t3)*l3*sin(t1)*(l3*sin(t2 + ...
     t3) + l2*sin(t2)))/2 + (m5*sin(t1)*sin(t2 + t3)*l3*cos(t1)*...
     (l3*sin(t2 + t3) + l2*sin(t2)))/2 - (m3*cos(t1)*sin(t2 + t3)*...
     (lc3)*sin(t1)*(lc3*sin(t2 + t3) + l2*sin(t2)))/2 + (m3*sin(t1)*sin(t2 + ...
     t3)*lc2*cos(t1)*(lc3*sin(t2 + t3) + l2*sin(t2)))/2) + t2_d*t3_d*((cos(t1)...
     *(Iyy3*sin(t1)*sin(t2 + t3)*(cos(t1)*cos(t2 + t3)*sin(t1) - ...
     sin(t1)*cos(t2 + t3)*cos(t1)) + Iyy3*sin(t1)*cos(t2 + t3)*...
     (cos(t1)*sin(t2 + t3)*sin(t1) - sin(t1)*sin(t2 + t3)*cos(t1))))/2 - (sin...
     (t1)*(Iyy3*cos(t1)*sin(t2 + t3)*(cos(t1)*cos(t2 + t3)*sin(t1) ...
     - sin(t1)*cos(t2 + t3)*cos(t1)) + Iyy3*cos(t1)*cos(t2 + t3)*...
     (cos(t1)*sin(t2 + t3)*sin(t1) - sin(t1)*sin(t2 + t3)*cos(t1))))/2 - ...
     (l3*m4*sin(t2 + t3)*(cos(t2)*l2 + cos(t2 + t3)*l3))/2 - ...
     (l3*m5*sin(t2 + t3)*(cos(t2)*l2 + cos(t2 + t3)*l3))/2 - ...
     (lc3*m3*sin(t2 + t3)*(cos(t2)*l2 + cos(t2 + t3)*lc2))/2 ...
     - (l3*m4*cos(t2 + t3)*(sin(t2)*l2 + sin(t2 + t3)*l3))/2 ...
     - (l3*m5*cos(t2 + t3)*(sin(t2)*l2 + sin(t2 + t3)*l3))/2 ...
     - (lc3*m3*cos(t2 + t3)*(sin(t2)*l2 + sin(t2 + t3)*lc2))...
     /2 + (l3*m4*cos(t1)*sin(t2 + t3)*cos(t1)*(cos(t2)*l2 + cos(t2 ...
     + t3)*l3))/2 + (l3*m5*cos(t1)*sin(t2 + t3)*cos(t1)*(cos(t2)...
     *l2 + cos(t2 + t3)*l3))/2 + (lc3*m3*cos(t1)*sin(t2 + ...
     t3)*cos(t1)*(cos(t2)*l2 + cos(t2 + t3)*lc2))/2 + ...
     (l3*m4*cos(t1)*cos(t2 + t3)*cos(t1)*(sin(t2)*l2 + sin(t2 + ...
     t3)*l3))/2 + (l3*m5*cos(t1)*cos(t2 + t3)*cos(t1)*(sin(t2)...
     *l2 + sin(t2 + t3)*l3))/2 + (lc3*m3*cos(t1)*cos(t2 + ...
     t3)*cos(t1)*(sin(t2)*l2 + sin(t2 + t3)*lc2))/2 + ...
     (l3*m4*sin(t1)*sin(t2 + t3)*sin(t1)*(cos(t2)*l2 + cos(t2 + ...
     t3)*l3))/2 + (l3*m5*sin(t1)*sin(t2 + t3)*sin(t1)*(cos(t2)...
     *l2 + cos(t2 + t3)*l3))/2 + (lc3*m3*sin(t1)*sin(t2 + ...
     t3)*sin(t1)*(cos(t2)*l2 + cos(t2 + t3)*lc2))/2 + ...
     (l3*m4*sin(t1)*cos(t2 + t3)*sin(t1)*(sin(t2)*l2 + sin(t2 + ...
     t3)*l3))/2 + (l3*m5*sin(t1)*cos(t2 + t3)*sin(t1)*(sin(t2)...
     *l2 + sin(t2 + t3)*l3))/2 + (lc3*m3*sin(t1)*cos(t2 + ...
     t3)*sin(t1)*(sin(t2)*l2 + sin(t2 + t3)*lc2))/2) - ...
     t1_d*t2_d*((Iyy3*cos(t1)*sin(t2 + t3)*sin(t2 + t3)*sin(t1))/2 - ...
     (Iyy3*sin(t1)*sin(t2 + t3)*sin(t2 + t3)*cos(t1))/2 + (m4*cos(...
     (t1))*sin(t1)*(sin(t2)*l2 + sin(t2 + t3)*l3)*(l3*sin(t2 ...
     + t3) + l2*sin(t2)))/2 - (m4*sin(t1)*cos(t1)*(sin(t2)*l2 + sin(...
     (t2) + t3)*l3)*(l3*sin(t2 + t3) + l2*sin(t2)))/2 + (m5*cos(t1)*sin...
     (t1)*(sin(t2)*l2 + sin(t2 + t3)*l3)*(l3*sin(t2 + t3) + ...
     l2*sin(t2)))/2 - (m5*sin(t1)*cos(t1)*(sin(t2)*l2 + sin(t2 + ...
     t3)*l3)*(l3*sin(t2 + t3) + l2*sin(t2)))/2 + (m3*cos(t1)*sin(t1)*...
     (sin(t2)*l2 + sin(t2 + t3)*lc2)*(lc3*sin(t2 + t3) + ...
     l2*sin(t2)))/2 - (m3*sin(t1)*cos(t1)*(sin(t2)*l2 + sin(t2 + ...
     t3)*lc2)*(lc3*sin(t2 + t3) + l2*sin(t2)))/2 - (m4*cos(t1)*sin(t1)*...
     (cos(t2)*l2 + cos(t2 + t3)*l3)*(l3*cos(t2 + t3) + ...
     l2*cos(t2)))/2 + (m4*sin(t1)*cos(t1)*(cos(t2)*l2 + cos(t2 + ...
     t3)*l3)*(l3*cos(t2 + t3) + l2*cos(t2)))/2 - (m5*cos(t1)*sin(t1)*...
     (cos(t2)*l2 + cos(t2 + t3)*l3)*(l3*cos(t2 + t3) + ...
     l2*cos(t2)))/2 + (m5*sin(t1)*cos(t1)*(cos(t2)*l2 + cos(t2 + ...
     t3)*l3)*(l3*cos(t2 + t3) + l2*cos(t2)))/2 - (m3*cos(t1)*sin(t1)*...
     (cos(t2)*l2 + cos(t2 + t3)*lc2)*(lc3*cos(t2 + t3) + ...
     l2*cos(t2)))/2 + (m3*sin(t1)*cos(t1)*(cos(t2)*l2 + cos(t2 + ...
     t3)*lc2)*(lc3*cos(t2 + t3) + l2*cos(t2)))/2 - (Iyy2*cos(t1)*cos...
     (t2)*cos(t2)*sin(t1))/2 + (Iyy2*cos(t2)*sin(t1)*cos(t1)*cos(t2))/2 ...
     - (Iyy3*cos(t1)*cos(t2 + t3)*cos(t2 + t3)*sin(t1))/2 + (Iyy3*sin...
     (t1)*cos(t2 + t3)*cos(t2 + t3)*cos(t1))/2 + (Iyy2*cos(t1)*sin...
     (t2)*sin(t1)*sin(t2))/2 - (Iyy2*sin(t1)*sin(t2)*cos(t1)*sin(t2))/2 ...
     - (lc2*m2*cos(t1)*cos(t2)*lc2*cos(t2)*sin(t1))/2 + (lc2*m2*cos(...
     (t2))*sin(t1)*lc2*cos(t1)*cos(t2))/2 + (lc2*m2*cos(t1)*sin(...
     (t2))*lc2*sin(t1)*sin(t2))/2 - (lc2*m2*sin(t1)*sin(t2)*lc2...
     *cos(t1)*sin(t2))/2) + t2_d*t3_d*((cos(t1)*(Iyy3*sin(t1)*sin(t2 + ...
     (t3))*(cos(t1)*cos(t2 + t3)*sin(t1) - sin(t1)*cos(t2 + t3)*cos(t1)) + ...
     Iyy3*sin(t1)*cos(t2 + t3)*(cos(t1)*sin(t2 + t3)*sin(t1) - sin...
     (t1)*sin(t2 + t3)*cos(t1))))/2 - (sin(t1)*(Iyy3*cos(t1)*sin(t2 + ...
     t3)*(cos(t1)*cos(t2 + t3)*sin(t1) - sin(t1)*cos(t2 + t3)*cos(t1)) + ...
     Iyy3*cos(t1)*cos(t2 + t3)*(cos(t1)*sin(t2 + t3)*sin(t1) - sin...
     (t1)*sin(t2 + t3)*cos(t1))))/2 - l3*m4*sin(t2 + t3)*(cos(t2)*l2 + ...
     cos(t2 + t3)*l3) - l3*m5*sin(t2 + t3)*(cos(t2)*l2 + cos...
     (t2 + t3)*l3) - lc3*m3*sin(t2 + t3)*(cos(t2)*l2 + cos...
     (t2 + t3)*lc2) - (m4*sin(t2 + t3)*l3*(l3*cos(t2 + ...
     t3) + l2*cos(t2)))/2 - (m5*sin(t2 + t3)*l3*(l3*cos(t2 + t3) + ...
     l2*cos(t2)))/2 - (m3*sin(t2 + t3)*lc2*(lc3*cos(t2 + t3) + l2*cos...
     (t2)))/2 + (m4*cos(t2 + t3)*l3*(l3*sin(t2 + t3) + l2*sin(t2)))/2 + ...
     (m5*cos(t2 + t3)*l3*(l3*sin(t2 + t3) + l2*sin(t2)))/2 + (m3*cos...
     (t2 + t3)*lc2*(lc3*sin(t2 + t3) + l2*sin(t2)))/2 + l3*m4*cos(...
     (t1))*cos(t2 + t3)*cos(t1)*(sin(t2)*l2 + sin(t2 + t3)*...
     (l3)) + l3*m5*cos(t1)*cos(t2 + t3)*cos(t1)*(sin(t2)*l2 + sin(...
     (t2) + t3)*l3) + lc3*m3*cos(t1)*cos(t2 + t3)*cos(t1)*(sin(t2)...
     *l2 + sin(t2 + t3)*lc2) + l3*m4*sin(t1)*cos(t2 + t3)...
     *sin(t1)*(sin(t2)*l2 + sin(t2 + t3)*l3) + l3*m5*sin...
     (t1)*cos(t2 + t3)*sin(t1)*(sin(t2)*l2 + sin(t2 + t3)...
     *l3) + lc3*m3*sin(t1)*cos(t2 + t3)*sin(t1)*(sin(t2)*l2 + sin...
     (t2 + t3)*lc2) - (m4*cos(t1)*sin(t2 + t3)*...
     (l3)*cos(t1)*(l3*cos(t2 + t3) + l2*cos(t2)))/2 - (m5*cos(t1)*sin(t2 + ...
     t3)*l3*cos(t1)*(l3*cos(t2 + t3) + l2*cos(t2)))/2 - (m3*cos(t1)*sin...
     (t2 + t3)*lc2*cos(t1)*(lc3*cos(t2 + t3) + l2*cos(t2)))/2 + (m4*cos...
     (t1)*cos(t2 + t3)*l3*cos(t1)*(l3*sin(t2 + t3) + l2*sin(t2)))...
     /2 + (m5*cos(t1)*cos(t2 + t3)*l3*cos(t1)*(l3*sin(t2 + t3) + ...
     l2*sin(t2)))/2 + (m3*cos(t1)*cos(t2 + t3)*lc2*cos(t1)*...
     (lc3*sin(t2 + t3) + l2*sin(t2)))/2 - (m4*sin(t1)*sin(t2 + t3)*...
     (l3)*sin(t1)*(l3*cos(t2 + t3) + l2*cos(t2)))/2 - (m5*sin(t1)*sin(t2 + ...
     t3)*l3*sin(t1)*(l3*cos(t2 + t3) + l2*cos(t2)))/2 - (m3*sin(t1)*sin...
     (t2 + t3)*lc2*sin(t1)*(lc3*cos(t2 + t3) + l2*cos(t2)))/2 + (m4*sin...
     (t1)*cos(t2 + t3)*l3*sin(t1)*(l3*sin(t2 + t3) + l2*sin(t2)))...
     /2 + (m5*sin(t1)*cos(t2 + t3)*l3*sin(t1)*(l3*sin(t2 + t3) + ...
     l2*sin(t2)))/2 + (m3*sin(t1)*cos(t2 + t3)*lc2*sin(t1)*...
     (lc3*sin(t2 + t3) + l2*sin(t2)))/2) - t1_d*t3_d*((Iyy3*cos(t1)*sin(t2 + ...
     t3)*sin(t2 + t3)*sin(t1))/2 - (Iyy3*sin(t1)*sin(t2 + t3)*sin...
     (t2 + t3)*cos(t1))/2 - (Iyy3*cos(t1)*cos(t2 + t3)*cos(t2 + t3)*sin...
     (t1))/2 + (Iyy3*sin(t1)*cos(t2 + t3)*cos(t2 + t3)*cos(t1))/2 - ...
     (l3*m4*cos(t1)*cos(t2 + t3)*sin(t1)*(cos(t2)*l2 + cos(t2 + ...
     t3)*l3))/2 + (l3*m4*sin(t1)*cos(t2 + t3)*cos(t1)*(cos(t2)...
     *l2 + cos(t2 + t3)*l3))/2 - (l3*m5*cos(t1)*cos(t2 + t3)...
     *sin(t1)*(cos(t2)*l2 + cos(t2 + t3)*l3))/2 + (l3*m5*sin...
     (t1)*cos(t2 + t3)*cos(t1)*(cos(t2)*l2 + cos(t2 + t3)...
     *l3))/2 - (lc3*m3*cos(t1)*cos(t2 + t3)*sin(t1)*(cos(t2)*l2 + ...
     cos(t2 + t3)*lc2))/2 + (lc3*m3*sin(t1)*cos(t2 + t3)*cos(t1)*...
     (cos(t2)*l2 + cos(t2 + t3)*lc2))/2 + (l3*m4*cos(...
     (t1))*sin(t2 + t3)*sin(t1)*(sin(t2)*l2 + sin(t2 + t3)*...
     (l3)))/2 - (l3*m4*sin(t1)*sin(t2 + t3)*cos(t1)*(sin(t2)*l2 + sin...
     (t2 + t3)*l3))/2 + (l3*m5*cos(t1)*sin(t2 + t3)*sin(t1)*(sin...
     (t2)*l2 + sin(t2 + t3)*l3))/2 - (l3*m5*sin(t1)...
     *sin(t2 + t3)*cos(t1)*(sin(t2)*l2 + sin(t2 + t3)*l3))/2 ...
     + (lc3*m3*cos(t1)*sin(t2 + t3)*sin(t1)*(sin(t2)*l2 + sin(t2 + ...
     t3)*lc2))/2 - (lc3*m3*sin(t1)*sin(t2 + t3)*cos(t1)*(sin(t2)...
     *l2 + sin(t2 + t3)*lc2))/2)

     V3 = t1_d^2*((Iyy3*cos(t2 + t3)*sin(t2 + t3))/2 + (Iyy3*sin(t2 + ...
     (t3))*cos(t2 + t3))/2 + (l3*m4*cos(t1)*sin(t2 + t3)*cos(t1)*(cos(t2)*...
     (l2) + cos(t2 + t3)*l3))/2 + (l3*m5*cos(t1)*sin(t2 + t3)*cos...
     (t1)*(cos(t2)*l2 + cos(t2 + t3)*l3))/2 + (lc3*m3*cos...
     (t1)*sin(t2 + t3)*cos(t1)*(cos(t2)*l2 + cos(t2 + t3)...
     *lc2))/2 + (l3*m4*sin(t1)*sin(t2 + t3)*sin(t1)*(cos(t2)*l2 + ...
     cos(t2 + t3)*l3))/2 + (l3*m5*sin(t1)*sin(t2 + t3)*sin(t1)*...
     (cos(t2)*l2 + cos(t2 + t3)*l3))/2 + (lc3*m3*sin(...
     (t1))*sin(t2 + t3)*sin(t1)*(cos(t2)*l2 + cos(t2 + t3)*...
     (lc3)))/2 + (m4*cos(t1)*sin(t2 + t3)*l3*cos(t1)*(l3*cos(t2 + ...
     t3) + l2*cos(t2)))/2 + (m5*cos(t1)*sin(t2 + t3)*l3*cos(t1)*...
     (l3*cos(t2 + t3) + l2*cos(t2)))/2 + (m3*cos(t1)*sin(t2 + t3)*...
     (lc3)*cos(t1)*(lc3*cos(t2 + t3) + l2*cos(t2)))/2 + (m4*sin(t1)*sin(t2 + ...
     t3)*l3*sin(t1)*(l3*cos(t2 + t3) + l2*cos(t2)))/2 + (m5*sin(t1)*sin...
     (t2 + t3)*l3*sin(t1)*(l3*cos(t2 + t3) + l2*cos(t2)))/2 + (m3*sin...
     (t1)*sin(t2 + t3)*lc2*sin(t1)*(lc3*cos(t2 + t3) + l2*cos...
     (t2)))/2) + t2_d^2*((cos(t1)*(Iyy3*sin(t1)*sin(t2 + t3)*(cos(...
     (t1))*cos(t2 + t3)*sin(t1) - sin(t1)*cos(t2 + t3)*cos(t1)) + Iyy3*sin(t1)...
     *cos(t2 + t3)*(cos(t1)*sin(t2 + t3)*sin(t1) - sin(t1)*sin(t2 ...
     + t3)*cos(t1))))/2 - (sin(t1)*(Iyy3*cos(t1)*sin(t2 + t3)*(cos(...
     (t1))*cos(t2 + t3)*sin(t1) - sin(t1)*cos(t2 + t3)*cos(t1)) + Iyy3*cos(t1)...
     *cos(t2 + t3)*(cos(t1)*sin(t2 + t3)*sin(t1) - sin(t1)*sin(t2 ...
     + t3)*cos(t1))))/2 + (l3*m4*sin(t2 + t3)*(cos(t2)*l2 + cos(t2 + ...
     t3)*l3))/2 + (l3*m5*sin(t2 + t3)*(cos(t2)*l2 + cos(t2 + ...
     t3)*l3))/2 + (lc3*m3*sin(t2 + t3)*(cos(t2)*l2 + cos(t2 ...
     + t3)*lc2))/2 - (m4*sin(t2 + t3)*l3*(l3*cos(t2 + t3) + ...
     l2*cos(t2)))/2 - (m5*sin(t2 + t3)*l3*(l3*cos(t2 + t3) + l2*cos...
     (t2)))/2 - (m3*sin(t2 + t3)*lc2*(lc3*cos(t2 + t3) + l2*cos(t2)))/2 ...
     - m4*cos(t2 + t3)*l3*(l3*sin(t2 + t3) + l2*sin(t2)) - m5*cos(...
     (t2) + t3)*l3*(l3*sin(t2 + t3) + l2*sin(t2)) - m3*cos(t2 + ...
     (t3))*lc2*(lc3*sin(t2 + t3) + l2*sin(t2)) - (l3*m4*cos(t1)*cos(t2 + t3)...
     *cos(t1)*(sin(t2)*l2 + sin(t2 + t3)*l3))/2 - (l3*m5*cos...
     (t1)*cos(t2 + t3)*cos(t1)*(sin(t2)*l2 + sin(t2 + t3)...
     *l3))/2 - (lc3*m3*cos(t1)*cos(t2 + t3)*cos(t1)*(sin(t2)*l2 + ...
     sin(t2 + t3)*lc2))/2 - (l3*m4*sin(t1)*cos(t2 + t3)*sin(t1)*...
     (sin(t2)*l2 + sin(t2 + t3)*l3))/2 - (l3*m5*sin(...
     (t1))*cos(t2 + t3)*sin(t1)*(sin(t2)*l2 + sin(t2 + t3)*...
     (l3)))/2 - (lc3*m3*sin(t1)*cos(t2 + t3)*sin(t1)*(sin(t2)*l2 + sin...
     (t2 + t3)*lc2))/2 + m4*cos(t1)*sin(t2 + t3)*...
     (l3)*cos(t1)*(l3*cos(t2 + t3) + l2*cos(t2)) + m5*cos(t1)*sin(t2 + ...
     (t3))*l3*cos(t1)*(l3*cos(t2 + t3) + l2*cos(t2)) + m3*cos(t1)*sin(t2 ...
     + t3)*lc2*cos(t1)*(lc3*cos(t2 + t3) + l2*cos(t2)) + (m4*cos(t1)*cos...
     (t2 + t3)*l3*cos(t1)*(l3*sin(t2 + t3) + l2*sin(t2)))/2 + (m5*cos...
     (t1)*cos(t2 + t3)*l3*cos(t1)*(l3*sin(t2 + t3) + l2*sin(t2)))...
     /2 + (m3*cos(t1)*cos(t2 + t3)*lc2*cos(t1)*(lc3*sin(t2 + t3) + ...
     l2*sin(t2)))/2 + m4*sin(t1)*sin(t2 + t3)*l3*sin(t1)*(l3*cos...
     (t2 + t3) + l2*cos(t2)) + m5*sin(t1)*sin(t2 + t3)*l3*sin(t1)*...
     (l3*cos(t2 + t3) + l2*cos(t2)) + m3*sin(t1)*sin(t2 + t3)*lc2...
     *sin(t1)*(lc3*cos(t2 + t3) + l2*cos(t2)) + (m4*sin(t1)*cos(t2 + t3)...
     *l3*sin(t1)*(l3*sin(t2 + t3) + l2*sin(t2)))/2 + (m5*sin(t1)*cos(t2 ...
     + t3)*l3*sin(t1)*(l3*sin(t2 + t3) + l2*sin(t2)))/2 + (m3*sin(t1)...
     *cos(t2 + t3)*lc2*sin(t1)*(lc3*sin(t2 + t3) + l2*sin(t2)))/2) + ...
     t3_d^2*((cos(t1)*(Iyy3*sin(t1)*sin(t2 + t3)*(cos(t1)*cos(t2 + ...
     t3)*sin(t1) - sin(t1)*cos(t2 + t3)*cos(t1)) + Iyy3*sin(t1)*cos(t2 + ...
     t3)*(cos(t1)*sin(t2 + t3)*sin(t1) - sin(t1)*sin(t2 + t3)*cos(t1))))...
     /2 - (sin(t1)*(Iyy3*cos(t1)*sin(t2 + t3)*(cos(t1)*cos(t2 + ...
     t3)*sin(t1) - sin(t1)*cos(t2 + t3)*cos(t1)) + Iyy3*cos(t1)*cos(t2 + ...
     t3)*(cos(t1)*sin(t2 + t3)*sin(t1) - sin(t1)*sin(t2 + t3)*cos(t1))))...
     /2 - (l3*m4*cos(t2 + t3)*sin(t2 + t3)*l3)/2 - (l3*m4*sin(t2 + ...
     t3)*cos(t2 + t3)*l3)/2 - (l3*m5*cos(t2 + t3)*sin(t2 + t3)...
     *l3)/2 - (l3*m5*sin(t2 + t3)*cos(t2 + t3)*l3)/2 - (lc3*m3*cos...
     (t2 + t3)*sin(t2 + t3)*lc2)/2 - (lc3*m3*sin(t2 + t3)...
     *cos(t2 + t3)*lc2)/2 + (l3*m4*cos(t1)*cos(t2 + t3)*sin(t2 + ...
     t3)*l3*cos(t1))/2 + (l3*m4*cos(t1)*sin(t2 + t3)*cos(t2 + t3)...
     *l3*cos(t1))/2 + (l3*m5*cos(t1)*cos(t2 + t3)*sin(t2 + t3)...
     *l3*cos(t1))/2 + (l3*m5*cos(t1)*sin(t2 + t3)*cos(t2 + t3)...
     *l3*cos(t1))/2 + (lc3*m3*cos(t1)*cos(t2 + t3)*sin(t2 + t3)...
     *lc2*cos(t1))/2 + (lc3*m3*cos(t1)*sin(t2 + t3)*cos(t2 + t3)...
     *lc2*cos(t1))/2 + (l3*m4*sin(t1)*cos(t2 + t3)*sin(t2 + t3)...
     *l3*sin(t1))/2 + (l3*m4*sin(t1)*sin(t2 + t3)*cos(t2 + t3)...
     *l3*sin(t1))/2 + (l3*m5*sin(t1)*cos(t2 + t3)*sin(t2 + t3)...
     *l3*sin(t1))/2 + (l3*m5*sin(t1)*sin(t2 + t3)*cos(t2 + t3)...
     *l3*sin(t1))/2 + (lc3*m3*sin(t1)*cos(t2 + t3)*sin(t2 + t3)...
     *lc2*sin(t1))/2 + (lc3*m3*sin(t1)*sin(t2 + t3)*cos(t2 + t3)...
     *lc2*sin(t1))/2) - t1_d*t2_d*((Iyy3*cos(t1)*sin(t2 + t3)*sin...
     (t2 + t3)*sin(t1))/2 - (Iyy3*sin(t1)*sin(t2 + t3)*sin(t2 + t3)*cos...
     (t1))/2 - (Iyy3*cos(t1)*cos(t2 + t3)*cos(t2 + t3)*sin(t1))/2 + ...
     (Iyy3*sin(t1)*cos(t2 + t3)*cos(t2 + t3)*cos(t1))/2 - (l3*m4*cos...
     (t1)*cos(t2 + t3)*sin(t1)*(cos(t2)*l2 + cos(t2 + t3)...
     *l3))/2 + (l3*m4*sin(t1)*cos(t2 + t3)*cos(t1)*(cos(t2)*l2 + ...
     cos(t2 + t3)*l3))/2 - (l3*m5*cos(t1)*cos(t2 + t3)*sin(t1)*...
     (cos(t2)*l2 + cos(t2 + t3)*l3))/2 + (l3*m5*sin(...
     (t1))*cos(t2 + t3)*cos(t1)*(cos(t2)*l2 + cos(t2 + t3)*...
     (l3)))/2 - (lc3*m3*cos(t1)*cos(t2 + t3)*sin(t1)*(cos(t2)*l2 + cos...
     (t2 + t3)*lc2))/2 + (lc3*m3*sin(t1)*cos(t2 + t3)*cos(t1)*(cos...
     (t2)*l2 + cos(t2 + t3)*lc2))/2 + (m4*cos(t1)*sin...
     (t2 + t3)*l3*sin(t1)*(l3*sin(t2 + t3) + l2*sin(t2)))/2 - (m4*sin...
     (t1)*sin(t2 + t3)*l3*cos(t1)*(l3*sin(t2 + t3) + l2*sin(t2)))...
     /2 + (m5*cos(t1)*sin(t2 + t3)*l3*sin(t1)*(l3*sin(t2 + t3) + ...
     l2*sin(t2)))/2 - (m5*sin(t1)*sin(t2 + t3)*l3*cos(t1)*(l3*sin...
     (t2 + t3) + l2*sin(t2)))/2 + (m3*cos(t1)*sin(t2 + t3)*lc2*sin...
     (t1)*(lc3*sin(t2 + t3) + l2*sin(t2)))/2 - (m3*sin(t1)*sin(t2 + t3)...
     *lc2*cos(t1)*(lc3*sin(t2 + t3) + l2*sin(t2)))/2) - t1_d*t2_d*((Iyy3*sin(...
     (t2) + t3)*(cos(t1)*sin(t2 + t3)*sin(t1) - sin(t1)*sin(t2 + t3)*cos...
     (t1)))/2 - (Iyy3*cos(t2 + t3)*(cos(t1)*cos(t2 + t3)*sin(t1) - sin...
     (t1)*cos(t2 + t3)*cos(t1)))/2 - (l3*m4*cos(t1)*sin(t2 + t3)*sin(t1)*(sin...
     (t2)*l2 + sin(t2 + t3)*l3))/2 + (l3*m4*sin(t1)...
     *sin(t2 + t3)*cos(t1)*(sin(t2)*l2 + sin(t2 + t3)*l3))/2 ...
     - (l3*m5*cos(t1)*sin(t2 + t3)*sin(t1)*(sin(t2)*l2 + sin(t2 + ...
     t3)*l3))/2 + (l3*m5*sin(t1)*sin(t2 + t3)*cos(t1)*(sin(t2)...
     *l2 + sin(t2 + t3)*l3))/2 - (lc3*m3*cos(t1)*sin(t2 + ...
     t3)*sin(t1)*(sin(t2)*l2 + sin(t2 + t3)*lc2))/2 + ...
     (lc3*m3*sin(t1)*sin(t2 + t3)*cos(t1)*(sin(t2)*l2 + sin(t2 + ...
     t3)*lc2))/2 - (m4*cos(t1)*cos(t2 + t3)*l3*sin(t1)...
     *(l3*cos(t2 + t3) + l2*cos(t2)))/2 + (m4*sin(t1)*cos(t2 + t3)*...
     (l3)*cos(t1)*(l3*cos(t2 + t3) + l2*cos(t2)))/2 - (m5*cos(t1)*cos(t2 + ...
     t3)*l3*sin(t1)*(l3*cos(t2 + t3) + l2*cos(t2)))/2 + (m5*sin(t1)*cos...
     (t2 + t3)*l3*cos(t1)*(l3*cos(t2 + t3) + l2*cos(t2)))/2 - (m3*cos...
     (t1)*cos(t2 + t3)*lc2*sin(t1)*(lc3*cos(t2 + t3) + l2*cos...
     (t2)))/2 + (m3*sin(t1)*cos(t2 + t3)*lc2*cos(t1)*(lc3*cos(t2 + ...
     t3) + l2*cos(t2)))/2 + m4*cos(t1)*sin(t2 + t3)*l3*sin(t1)*...
     (l3*sin(t2 + t3) + l2*sin(t2)) - m4*sin(t1)*sin(t2 + t3)*l3...
     *cos(t1)*(l3*sin(t2 + t3) + l2*sin(t2)) + m5*cos(t1)*sin(t2 + t3)...
     *l3*sin(t1)*(l3*sin(t2 + t3) + l2*sin(t2)) - m5*sin(t1)*sin(t2 + ...
     t3)*l3*cos(t1)*(l3*sin(t2 + t3) + l2*sin(t2)) + m3*cos(t1)*sin(...
     (t2) + t3)*lc2*sin(t1)*(lc3*sin(t2 + t3) + l2*sin(t2)) - m3*sin(t1)...
     *sin(t2 + t3)*lc2*cos(t1)*(lc3*sin(t2 + t3) + l2*sin(t2))) + ...
     t2_d*t3_d*((cos(t1)*(Iyy3*sin(t1)*sin(t2 + t3)*(cos(t1)*cos...
     (t2 + t3)*sin(t1) - sin(t1)*cos(t2 + t3)*cos(t1)) + Iyy3*sin(t1)*cos(...
     (t2) + t3)*(cos(t1)*sin(t2 + t3)*sin(t1) - sin(t1)*sin(t2 + t3)*cos...
     (t1))))/2 - (sin(t1)*(Iyy3*cos(t1)*sin(t2 + t3)*(cos(t1)*cos...
     (t2 + t3)*sin(t1) - sin(t1)*cos(t2 + t3)*cos(t1)) + Iyy3*cos(t1)*cos(...
     (t2) + t3)*(cos(t1)*sin(t2 + t3)*sin(t1) - sin(t1)*sin(t2 + t3)*cos...
     (t1))))/2 + (l3*m4*sin(t2 + t3)*(cos(t2)*l2 + cos(t2 + t3)...
     *l3))/2 + (l3*m5*sin(t2 + t3)*(cos(t2)*l2 + cos(t2 + ...
     (t3))*l3))/2 + (lc3*m3*sin(t2 + t3)*(cos(t2)*l2 + cos(t2 + ...
     t3)*lc2))/2 - l3*m4*cos(t2 + t3)*sin(t2 + t3)*l3 - ...
     (l3*m4*sin(t2 + t3)*cos(t2 + t3)*l3)/2 - l3*m5*cos(t2 + ...
     (t3))*sin(t2 + t3)*l3 - (l3*m5*sin(t2 + t3)*cos(t2 + t3)*l3)...
     /2 - lc3*m3*cos(t2 + t3)*sin(t2 + t3)*lc2 - (lc3*m3*sin(t2 + ...
     t3)*cos(t2 + t3)*lc2)/2 - (l3*m4*cos(t1)*cos(t2 + t3)*cos(t1)*(sin...
     (t2)*l2 + sin(t2 + t3)*l3))/2 - (l3*m5*cos(t1)...
     *cos(t2 + t3)*cos(t1)*(sin(t2)*l2 + sin(t2 + t3)*l3))/2 ...
     - (lc3*m3*cos(t1)*cos(t2 + t3)*cos(t1)*(sin(t2)*l2 + sin(t2 + ...
     t3)*lc2))/2 - (l3*m4*sin(t1)*cos(t2 + t3)*sin(t1)*(sin(t2)...
     *l2 + sin(t2 + t3)*l3))/2 - (l3*m5*sin(t1)*cos(t2 + t3)...
     *sin(t1)*(sin(t2)*l2 + sin(t2 + t3)*l3))/2 - ...
     (lc3*m3*sin(t1)*cos(t2 + t3)*sin(t1)*(sin(t2)*l2 + sin(t2 + ...
     t3)*lc2))/2 + (l3*m4*cos(t1)*cos(t2 + t3)*sin(t2 + t3)...
     *l3*cos(t1))/2 + l3*m4*cos(t1)*sin(t2 + t3)*cos(t2 + t3)*...
     (l3)*cos(t1) + (l3*m5*cos(t1)*cos(t2 + t3)*sin(t2 + t3)*l3...
     *cos(t1))/2 + l3*m5*cos(t1)*sin(t2 + t3)*cos(t2 + t3)*l3*cos...
     (t1) + (lc3*m3*cos(t1)*cos(t2 + t3)*sin(t2 + t3)*lc2*cos(t1))...
     /2 + lc3*m3*cos(t1)*sin(t2 + t3)*cos(t2 + t3)*lc2*cos(t1) + ...
     (l3*m4*sin(t1)*cos(t2 + t3)*sin(t2 + t3)*l3*sin(t1))/2 + ...
     l3*m4*sin(t1)*sin(t2 + t3)*cos(t2 + t3)*l3*sin(t1) + ...
     (l3*m5*sin(t1)*cos(t2 + t3)*sin(t2 + t3)*l3*sin(t1))/2 + ...
     l3*m5*sin(t1)*sin(t2 + t3)*cos(t2 + t3)*l3*sin(t1) + ...
     (lc3*m3*sin(t1)*cos(t2 + t3)*sin(t2 + t3)*lc2*sin(t1))/2 + ...
     lc3*m3*sin(t1)*sin(t2 + t3)*cos(t2 + t3)*lc2*sin(t1)) - ...
     t1_d*t3_d*((Iyy3*cos(t1)*sin(t2 + t3)*sin(t2 + t3)*sin(t1))/2 - ...
     (Iyy3*sin(t1)*sin(t2 + t3)*sin(t2 + t3)*cos(t1))/2 - (Iyy3*cos(...
     (t1))*cos(t2 + t3)*cos(t2 + t3)*sin(t1))/2 + (Iyy3*sin(t1)*cos(...
     (t2) + t3)*cos(t2 + t3)*cos(t1))/2 - (l3*m4*cos(t1)*cos(t2 + t3)*sin(t1)*...
     (cos(t2)*l2 + cos(t2 + t3)*l3))/2 + (l3*m4*sin(...
     (t1))*cos(t2 + t3)*cos(t1)*(cos(t2)*l2 + cos(t2 + t3)*...
     (l3)))/2 - (l3*m5*cos(t1)*cos(t2 + t3)*sin(t1)*(cos(t2)*l2 + cos...
     (t2 + t3)*l3))/2 + (l3*m5*sin(t1)*cos(t2 + t3)*cos(t1)*(cos...
     (t2)*l2 + cos(t2 + t3)*l3))/2 - (lc3*m3*cos(t1)...
     *cos(t2 + t3)*sin(t1)*(cos(t2)*l2 + cos(t2 + t3)*lc2))...
     /2 + (lc3*m3*sin(t1)*cos(t2 + t3)*cos(t1)*(cos(t2)*l2 + cos(...
     (t2) + t3)*lc2))/2 + (l3*m4*cos(t1)*sin(t2 + t3)*sin(t2 ...
     + t3)*l3*sin(t1))/2 - (l3*m4*sin(t1)*sin(t2 + t3)*sin(t2 + ...
     t3)*l3*cos(t1))/2 + (l3*m5*cos(t1)*sin(t2 + t3)*sin(t2 + t3)...
     *l3*sin(t1))/2 - (l3*m5*sin(t1)*sin(t2 + t3)*sin(t2 + t3)...
     *l3*cos(t1))/2 + (lc3*m3*cos(t1)*sin(t2 + t3)*sin(t2 + t3)...
     *lc2*sin(t1))/2 - (lc3*m3*sin(t1)*sin(t2 + t3)*sin(t2 + t3)...
     *lc2*cos(t1))/2) + t2_d*t3_d*((cos(t1)*(Iyy3*sin(t1)*sin(t2 + ...
     (t3))*(cos(t1)*cos(t2 + t3)*sin(t1) - sin(t1)*cos(t2 + t3)*cos(t1)) + ...
     Iyy3*sin(t1)*cos(t2 + t3)*(cos(t1)*sin(t2 + t3)*sin(t1) - sin...
     (t1)*sin(t2 + t3)*cos(t1))))/2 - (sin(t1)*(Iyy3*cos(t1)*sin(t2 + ...
     t3)*(cos(t1)*cos(t2 + t3)*sin(t1) - sin(t1)*cos(t2 + t3)*cos(t1)) + ...
     Iyy3*cos(t1)*cos(t2 + t3)*(cos(t1)*sin(t2 + t3)*sin(t1) - sin...
     (t1)*sin(t2 + t3)*cos(t1))))/2 - (m4*sin(t2 + t3)*l3*(l3*cos...
     (t2 + t3) + l2*cos(t2)))/2 - (m5*sin(t2 + t3)*l3*(l3*cos(t2 + t3) + ...
     l2*cos(t2)))/2 - (m3*sin(t2 + t3)*lc2*(lc3*cos(t2 + t3) + l2*cos...
     (t2)))/2 - (l3*m4*cos(t2 + t3)*sin(t2 + t3)*l3)/2 - (l3*m5*cos(...
     (t2) + t3)*sin(t2 + t3)*l3)/2 - (lc3*m3*cos(t2 + t3)*sin(t2 + ...
     t3)*lc2)/2 + (m4*cos(t1)*cos(t2 + t3)*l3*cos(t1)*...
     (l3*sin(t2 + t3) + l2*sin(t2)))/2 + (m5*cos(t1)*cos(t2 + t3)*...
     (l3)*cos(t1)*(l3*sin(t2 + t3) + l2*sin(t2)))/2 + (m3*cos(t1)*cos(t2 + ...
     t3)*lc2*cos(t1)*(lc3*sin(t2 + t3) + l2*sin(t2)))/2 + (m4*sin(t1)...
     *cos(t2 + t3)*l3*sin(t1)*(l3*sin(t2 + t3) + l2*sin(t2)))/2 + ...
     (m5*sin(t1)*cos(t2 + t3)*l3*sin(t1)*(l3*sin(t2 + t3) + l2*sin...
     (t2)))/2 + (m3*sin(t1)*cos(t2 + t3)*lc2*sin(t1)*(lc3*sin(t2 + ...
     t3) + l2*sin(t2)))/2 + (l3*m4*cos(t1)*sin(t2 + t3)*cos(t2 + t3)...
     *l3*cos(t1))/2 + (l3*m5*cos(t1)*sin(t2 + t3)*cos(t2 + t3)...
     *l3*cos(t1))/2 + (lc3*m3*cos(t1)*sin(t2 + t3)*cos(t2 + t3)...
     *lc2*cos(t1))/2 + (l3*m4*sin(t1)*sin(t2 + t3)*cos(t2 + t3)...
     *l3*sin(t1))/2 + (l3*m5*sin(t1)*sin(t2 + t3)*cos(t2 + t3)...
     *l3*sin(t1))/2 + (lc3*m3*sin(t1)*sin(t2 + t3)*cos(t2 + t3)...
     *lc2*sin(t1))/2) - t1_d*t3_d*((Iyy3*sin(t2 + t3)*(cos(t1)*sin...
     (t2 + t3)*sin(t1) - sin(t1)*sin(t2 + t3)*cos(t1)))/2 - (Iyy3*cos(t2 + ...
     t3)*(cos(t1)*cos(t2 + t3)*sin(t1) - sin(t1)*cos(t2 + t3)*cos(t1)))...
     /2 - (m4*cos(t1)*cos(t2 + t3)*l3*sin(t1)*(l3*cos(t2 + t3) + ...
     l2*cos(t2)))/2 + (m4*sin(t1)*cos(t2 + t3)*l3*cos(t1)*(l3*cos...
     (t2 + t3) + l2*cos(t2)))/2 - (m5*cos(t1)*cos(t2 + t3)*l3*sin...
     (t1)*(l3*cos(t2 + t3) + l2*cos(t2)))/2 + (m5*sin(t1)*cos(t2 + t3)...
     *l3*cos(t1)*(l3*cos(t2 + t3) + l2*cos(t2)))/2 - (m3*cos(t1)*cos(t2 ...
     + t3)*lc2*sin(t1)*(lc3*cos(t2 + t3) + l2*cos(t2)))/2 + (m3*sin(t1)...
     *cos(t2 + t3)*lc2*cos(t1)*(lc3*cos(t2 + t3) + l2*cos(t2)))/2 + ...
     (l3*m4*cos(t1)*sin(t2 + t3)*sin(t2 + t3)*l3*sin(t1))/2 - ...
     (l3*m4*sin(t1)*sin(t2 + t3)*sin(t2 + t3)*l3*cos(t1))/2 + ...
     (l3*m5*cos(t1)*sin(t2 + t3)*sin(t2 + t3)*l3*sin(t1))/2 - ...
     (l3*m5*sin(t1)*sin(t2 + t3)*sin(t2 + t3)*l3*cos(t1))/2 + ...
     (lc3*m3*cos(t1)*sin(t2 + t3)*sin(t2 + t3)*lc2*sin(t1))/2 - ...
     (lc3*m3*sin(t1)*sin(t2 + t3)*sin(t2 + t3)*lc2*cos(t1))/2)

     V4 = 0;
     V5 = 0;

     % TINH D
     D = [D11 D12 D13 D14 D15;...
          D21 D22 D23 D24 D25;...
          D31 D32 D33 D34 D35;...
          D41 D42 D43 D44 D45;...
          D51 D52 D53 D54 D55;];

     % TINH V
     V = [V1; V2; V3; V4; V5;]

     % TINH tau
     %tau = D*q_dd + V + G
     tau = D*q_dd + V + G

     % MOMENT PLOT
     plot(i,tau(1),'.r'); xlabel('Time (s)'); ylabel('Tau1 (Nm)');
     plot(i,tau(2),'.g'); xlabel('Time (s)'); ylabel('Tau2 (Nm)');
     plot(i,tau(3),'.b'); xlabel('Time (s)'); ylabel('Tau3 (Nm)');
     plot(i,tau(4),'*r'); xlabel('Time (s)'); ylabel('Tau4 (Nm)');
     plot(i,tau(5),'.m'); xlabel('Time (s)'); ylabel('Tau5 (Nm)');
     hold on
     grid on
end
